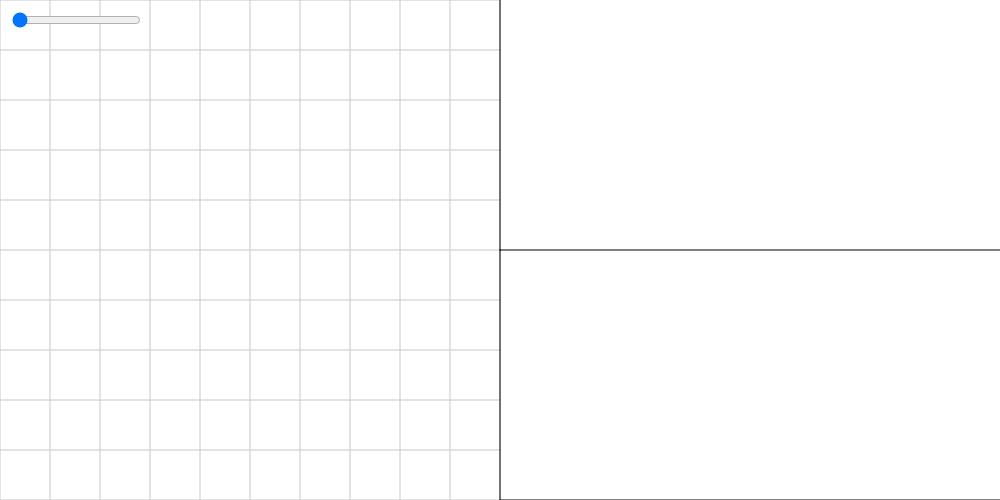
Frame 1 (no input)
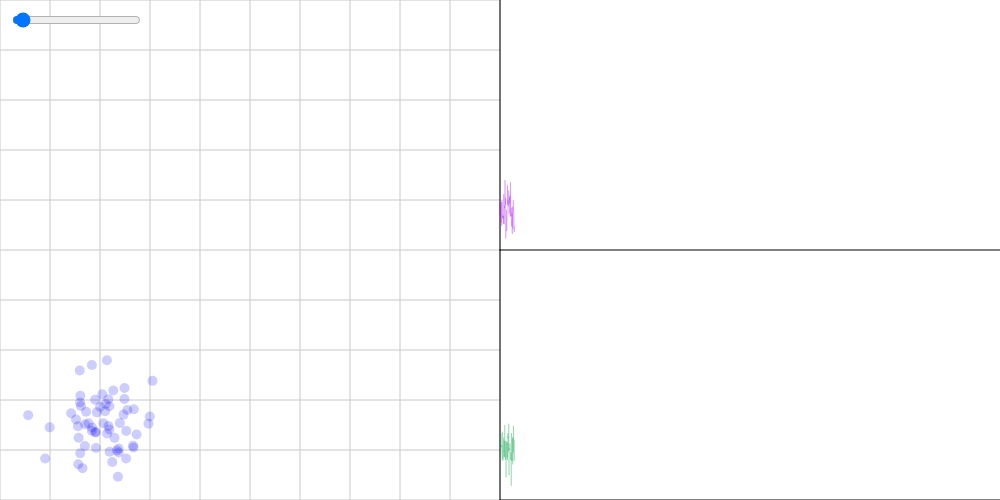
Frame 60 (no input)
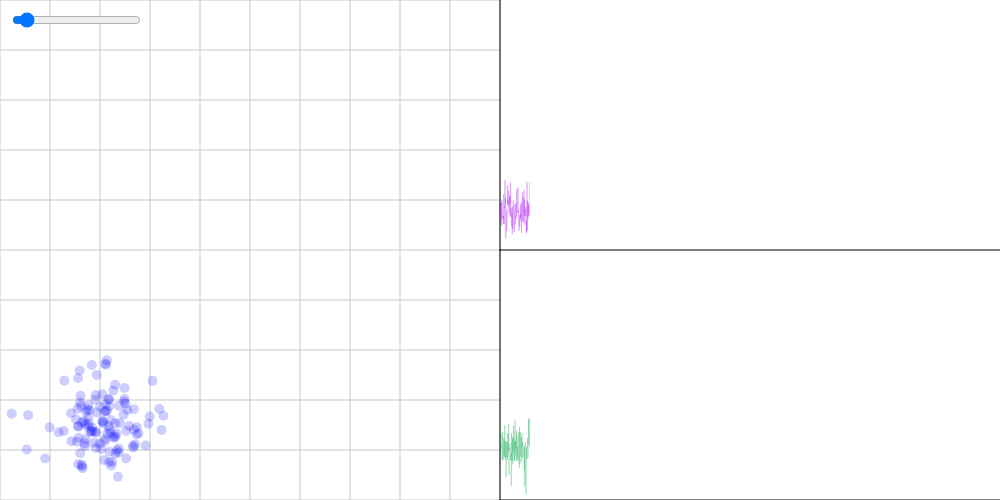
Frame 120 (the mouse pressed at the canvas centre since frame 60)

The p5.js sketch that drew these frames (run headless with seeded random() and noise() and a simulated clock; from frame 60 on, the mouse is pressed at the canvas centre):

// p5.js sketch
// ── sketch.js
let currentRecord;
let paused;
let lineSpacing;

// User Input

let sliderTimeFrame;

function foo() {
  paused = true;
}

function setup() {
  createCanvas(1000, 500);

  currentRecord = 0;
  paused = false;

  sliderTimeFrame = createSlider(0, data.x.length, 0);
  sliderTimeFrame.input(foo);
  sliderTimeFrame.position(10, 10);
}

function draw() {
  noStroke();
  background(255);

  // Left hand side
  drawGrid(10, height);
  drawData(data, currentRecord, height, height);
  drawTimeSeries(500, 250, 500, 250, data.y, data.alert, currentRecord, 165, 7, 245);
  drawTimeSeries(500, 500, 500, 250, data.x, data.alert, currentRecord, 0, 162, 71);

  if ((currentRecord < data.x.length) && !paused) {
    currentRecord++;
  } else {
    currentRecord = sliderTimeFrame.value()
  }

  sliderTimeFrame.value(currentRecord);
}

function drawData(data, limit, w, h) {
  noStroke();
  for (let i = 0; i < limit; i++) {
    let x = data.x[i];
    let y = data.y[i];
    let alert = data.alert[i];
    
    if (alert == 1) {
      fill(255, 0, 0);
    } else {
      fill(0, 0, 255, 50);
    }
    // 1 - y orients the y-axis to point up
    ellipse(w * x, h * (1 - y), 10, 10);
  }
}

function drawGrid(nlines, edgeLength) {
  let space = edgeLength / nlines;

  stroke(200);
  for (let i = 0; i <= nlines; i++) {
    line(i * space, 0, i * space, edgeLength);
    line(0, i * space, edgeLength, i * space);
  }
}

function drawTimeSeries(
  chartLeftEdge, chartBottomEdge, 
  chartWidth, chartHeight, 
  series, 
  alert,
  limit,
  r, g, b) {

  stroke(0);
  line(chartLeftEdge, chartBottomEdge, chartLeftEdge + chartWidth, chartBottomEdge);
  line(chartLeftEdge, chartBottomEdge, chartLeftEdge, chartBottomEdge - chartHeight);

  stroke(r, g, b, 60);

  noFill();
  beginShape();
  // assume data are normalised
  for (let i = 0; i < limit; i++) {
    let x = chartLeftEdge + (i / series.length) * chartWidth;
    let y = chartBottomEdge - series[i] * chartHeight;
    //ellipse(x, y, 5, 5);
    vertex(x, y);
  }
  endShape();

  noStroke();
  fill(255, 0, 0);
  for (let i = 0; i < limit; i++) {
    if (alert[i] > 0) {
      let x = chartLeftEdge + (i / series.length) * chartWidth;
      let y = chartBottomEdge - series[i] * chartHeight;
      ellipse(x, y, 3, 3);
    }
  }

}
// ── anomaly-data.js
let data = {
    "x": [
        0.2169473061699496,
        0.21874296846177246,
        0.1835808229962528,
        0.18435389839594368,
        0.26590532179909204,
        0.21884815913632166,
        0.2112924805229701,
        0.21931562914961966,
        0.21673386893582505,
        0.16174704707207316,
        0.27317197178908603,
        0.2524185970211601,
        0.15722363972564507,
        0.19160535054606026,
        0.19192054919526488,
        0.2490707024964679,
        0.17023223419568112,
        0.2373667002400309,
        0.1722393444177057,
        0.2996044275183372,
        0.2138330329310241,
        0.21028362587402927,
        0.160795144379513,
        0.2358975523761379,
        0.09035524642581434,
        0.1520839655906935,
        0.2338664240172621,
        0.22455028722748435,
        0.16969781431616285,
        0.2289517931268041,
        0.1594465819036434,
        0.2676170695701353,
        0.24884592206230954,
        0.2546363065277638,
        0.19377802919831505,
        0.3049771007091201,
        0.09930375787995596,
        0.20659509089912487,
        0.20448247043898465,
        0.20012173175137188,
        0.22661566353918525,
        0.2141802618696427,
        0.18377694768292333,
        0.16012435459265822,
        0.19052795661127306,
        0.0563468454366611,
        0.26714217974715243,
        0.16038471748149308,
        0.15592034763586995,
        0.16505818871982925,
        0.2470990739447224,
        0.1422772827428262,
        0.2522075196141323,
        0.1902849716857452,
        0.2968884821867152,
        0.2398177338070256,
        0.1770776291651792,
        0.15653777618077813,
        0.2371883565594761,
        0.15531799006878635,
        0.3187697555072823,
        0.202379312533652,
        0.2328066379191095,
        0.18327919534502227,
        0.17652598654886356,
        0.22601807563491186,
        0.2768318495169183,
        0.15595388140649552,
        0.25853908875999104,
        0.1634048103728098,
        0.20473839740781746,
        0.21399982514131471,
        0.1934547722766487,
        0.15729960216287714,
        0.22182471776568555,
        0.270373303453661,
        0.2183900360344592,
        0.12756528083375954,
        0.2912420310946781,
        0.2310839328467123,
        0.14269814567523553,
        0.2737664364163235,
        0.2305995236438076,
        0.17416478666682098,
        0.1887090014721265,
        0.2509576247684241,
        0.2224902459551045,
        0.1536334167839591,
        0.2680800404195816,
        0.21039240029951456,
        0.2301924380749924,
        0.16924445461537865,
        0.176839510544767,
        0.1915037368212298,
        0.21096349948305104,
        0.19970975018980203,
        0.12877258531312724,
        0.11728418966327332,
        0.21845112898466096,
        0.05352367410556059,
        0.1768283952951841,
        0.2303252140869705,
        0.2057418084764828,
        0.17984512396462282,
        0.02341176728624166,
        0.16364168260333126,
        0.2090972447477024,
        0.16338699318691585,
        0.21035769855312653,
        0.20833884625555668,
        0.2482293860073602,
        0.16785544381707684,
        0.17099964916709925,
        0.1788664772876897,
        0.3231995201866834,
        0.23779344556632825,
        0.22107008936432132,
        0.3268146677061293,
        0.21218257992482173,
        0.13600335304514385,
        0.2339311705769561,
        0.2339981093442751,
        0.26443626565380823,
        0.2135240900500316,
        0.0915259842860023,
        0.23853373287549576,
        0.19304630121166394,
        0.2321999466607895,
        0.2477373365203388,
        0.1226115303000919,
        0.1741973962210514,
        0.12939799187040466,
        0.17893643824309266,
        0.15501081976105754,
        0.1879427666638418,
        0.25239201529779376,
        0.3546939351325221,
        0.1474081944175884,
        0.1789177067894916,
        0.17362942062676853,
        0.0804047267472889,
        0.22006039662118504,
        0.20691063732345388,
        0.2039953684672573,
        0.2332264127637705,
        0.1980727954524528,
        0.20976200704664244,
        0.18871033155490466,
        0.1364607392799746,
        0.18657183227745586,
        0.1355434274117729,
        0.20420315497934108,
        0.19281804694782706,
        0.2053911010628648,
        0.21205107172884927,
        0.12818091688795566,
        0.19656630975476824,
        0.2036397235429695,
        0.206985682189582,
        0.20719859906647128,
        0.18773593183560705,
        0.2491466970741383,
        0.21364502591501008,
        0.15144732917725506,
        0.2569630169147794,
        0.2233379527573844,
        0.2336486124557238,
        0.34940748616704875,
        0.2334997291424888,
        0.2343121813184821,
        0.19400242982774185,
        0.2657653882543317,
        0.19814627695740394,
        0.19035591953163053,
        0.2580692461935968,
        0.2336609540272297,
        0.2518367252030442,
        0.19886996843968305,
        0.2655739705984028,
        0.2418552220953113,
        0.2412466355527435,
        0.2527256259628854,
        0.15442561748918796,
        0.2282118221187068,
        0.20650273246556264,
        0.2368440209555277,
        0.1536627270505826,
        0.24234214133650844,
        0.11293037977117767,
        0.19586613112390416,
        0.1956107173437556,
        0.23169141842251825,
        0.2509063582305224,
        0.20626909671291024,
        0.2184536434445628,
        0.2748868524347405,
        0.0,
        0.2585803116172908,
        0.20906043305462088,
        0.11125665276399946,
        0.17059450790068684,
        0.21072179314562728,
        0.2482879944548129,
        0.19352803786477324,
        0.13419219886657088,
        0.25680986134520417,
        0.1319437639739461,
        0.23657477823950124,
        0.21672224205008486,
        0.1594043685324255,
        0.2169575243426736,
        0.17456621425102986,
        0.21595891087041594,
        0.2349838724294249,
        0.26399150099449714,
        0.2327649207824227,
        0.17871393481688785,
        0.14084181055600936,
        0.21711319217731945,
        0.2718920504385807,
        0.22430572466613827,
        0.21093602115126966,
        0.2193403656596443,
        0.1989000804166445,
        0.2516399039566865,
        0.2487371178218513,
        0.2244743189123496,
        0.21990182149146406,
        0.20622266184920468,
        0.18390816969119184,
        0.2081637964579305,
        0.240406960192756,
        0.2314671783175811,
        0.1838839648184204,
        0.19248122511648824,
        0.1527828815665576,
        0.22564514375226005,
        0.17635302844873346,
        0.3800554690057468,
        0.22332767788945104,
        0.14895983860148088,
        0.1947951873302877,
        0.16554234957245925,
        0.24381038472476405,
        0.24038076384091306,
        0.1095594446935622,
        0.24256116884547865,
        0.2381336850365413,
        0.23793518842050626,
        0.17108114024949092,
        0.2606385149297046,
        0.21464582117832431,
        0.26526716362443953,
        0.2014464873241616,
        0.10820493881994067,
        0.2254196156978379,
        0.17088670167547096,
        0.14613547792312412,
        0.24475979503400416,
        0.3025975923445801,
        0.18746923881042432,
        0.17783245562253944,
        0.2273914136599756,
        0.11674767806307508,
        0.1885062105333868,
        0.2954085211559128,
        0.1987596300907372,
        0.19817602355071634,
        0.17006189099657587,
        0.1895848009872044,
        0.21468463647232366,
        0.3000803059963645,
        0.2492014570102077,
        0.2306578683224554,
        0.18334427778565104,
        0.28661428284144586,
        0.15053161585971414,
        0.2281514201543101,
        0.18930589364226336,
        0.28133860136254185,
        0.15997529098589486,
        0.14377144739413653,
        0.1571725177384975,
        0.29819560790617394,
        0.2069065376861153,
        0.2000414960493037,
        0.17183991541472374,
        0.05457456368388499,
        0.18390212982568888,
        0.2455990243719939,
        0.2271911594834065,
        0.16109628909969162,
        0.2070479894923752,
        0.20713195451971392,
        0.2464421075293407,
        0.2354674995546827,
        0.2372800601080079,
        0.27827402484711644,
        0.11456916796512435,
        0.1922099049127424,
        0.15276306715110038,
        0.2127488969438609,
        0.21940633281797275,
        0.2529509069672916,
        0.18256268724989105,
        0.17570236650139096,
        0.2958093715576503,
        0.2807644108377869,
        0.2168837155887084,
        0.2768692261220739,
        0.3683920761725591,
        0.18340452431171514,
        0.2555019214246045,
        0.21806717744406387,
        0.2199771562215984,
        0.3221130005592863,
        0.3861006061602325,
        0.21660964196682347,
        0.3253767489646517,
        0.25189943400224896,
        0.1736604295142099,
        0.27711757785278823,
        0.2359574147484661,
        0.3327967824142222,
        0.14702552690274992,
        0.21333022008655692,
        0.25078264736518546,
        0.20539960825727951,
        0.20497078011877296,
        0.2473383613146952,
        0.16853020128680204,
        0.12705301779765782,
        0.15164517987175954,
        0.24993914982984602,
        0.2879991077756319,
        0.2649656734663581,
        0.2134440807532348,
        0.3229543513184317,
        0.16207258109972444,
        0.16448337080976544,
        0.15769270934808602,
        0.165061808246078,
        0.2684763814561987,
        0.06723297207855622,
        0.22345013129197625,
        0.2343303695527316,
        0.2299647285990196,
        0.19664812561572645,
        0.19798321504036065,
        0.26911959480940795,
        0.2768977240916132,
        0.2326245883895524,
        0.2707119188762998,
        0.1336304112988753,
        0.17740370301263658,
        0.17980847073005393,
        0.4000665754946951,
        0.2821809603638549,
        0.21924534775716886,
        0.22615311979412894,
        0.3906036484668251,
        0.17452544963472502,
        0.17434018228796722,
        0.16012292742660808,
        0.2451250206258051,
        0.17123080577883393,
        0.3104237554856605,
        0.18946720597292954,
        0.3297308564728308,
        0.1513716042574718,
        0.3122922395526989,
        0.17781690068246306,
        0.1867765763277711,
        0.4015773444111619,
        0.18296071144300546,
        0.4215061690185005,
        0.2506233914051068,
        0.15392171902346452,
        0.41253093654495065,
        0.3692210071489152,
        0.09173136720126612,
        0.2305000848353786,
        0.19199548591345444,
        0.1629314839445087,
        0.2076101051016246,
        0.3601682819469465,
        0.14623691685238066,
        0.2325793900139645,
        0.2435107384043169,
        0.17883782218190486,
        0.228358626083841,
        0.2058647749934464,
        0.2530693194254124,
        0.1374043947021914,
        0.20195916618791326,
        0.21244038425283832,
        0.2148075394639104,
        0.2201660121546714,
        0.1822166899384586,
        0.10808547810250388,
        0.21244431269321426,
        0.2001146143522742,
        0.1688447249236842,
        0.2454986114103196,
        0.07953757298424342,
        0.19613844662699595,
        0.36504740795740215,
        0.2718987583309712,
        0.2936663793794029,
        0.21771046299778346,
        0.3276790068358102,
        0.1172545047685126,
        0.1480224506266564,
        0.13179400665702842,
        0.24648580228451586,
        0.27875297486460165,
        0.1777915708915962,
        0.3428492635480937,
        0.1960134720781771,
        0.23198749064432805,
        0.18749960941322405,
        0.259686713311705,
        0.2389385855877364,
        0.25668906776766104,
        0.18394786749347594,
        0.2476775737625801,
        0.4144021480359118,
        0.3000421118408435,
        0.20770544701367946,
        0.20507556095913768,
        0.29532362082788904,
        0.2095803088071577,
        0.2371659826182403,
        0.3766056928892256,
        0.2695493603465216,
        0.0723606312275938,
        0.37561381024890456,
        0.1964869401011008,
        0.23202767725004786,
        0.3747913530258528,
        0.16305315910903814,
        0.3547472746053281,
        0.22357011177650413,
        0.11545284585652645,
        0.427126952520966,
        0.3309347146385492,
        0.19479950566999954,
        0.21979620726875504,
        0.2716176982157201,
        0.21830611954918727,
        0.17382855693097046,
        0.21423548498358488,
        0.17952230978980416,
        0.2423414846266536,
        0.4252067453057759,
        0.1701886141124526,
        0.1853264085500045,
        0.1504569858566,
        0.3664200514756025,
        0.1823961187988256,
        0.13854105316367402,
        0.23355092120605275,
        0.2781958381417539,
        0.1810220697798648,
        0.12742619969219662,
        0.356647729170058,
        0.2304935419411809,
        0.2026174900123279,
        0.24370962920079545,
        0.3942823751627539,
        0.3818472515331198,
        0.3887895793821081,
        0.40504674227414256,
        0.3312165875611437,
        0.1557322210815535,
        0.11616961774444852,
        0.2174963061830306,
        0.2133965659795509,
        0.15821706548883996,
        0.18304072454139164,
        0.3121250008839002,
        0.2154447922014199,
        0.2660222332614893,
        0.09593082396148588,
        0.2669178051750823,
        0.2969228273594139,
        0.21273169418409252,
        0.15545986220389751,
        0.15076782727325072,
        0.3757684422204026,
        0.2266252723354156,
        0.3352778683533605,
        0.2326317649642525,
        0.13373335350530488,
        0.2022251945462641,
        0.3680136837435877,
        0.3607388762562111,
        0.3357572419411076,
        0.2706086245573303,
        0.2117033941178104,
        0.13678954667857954,
        0.2635380156976397,
        0.26595095969264515,
        0.3937794098006614,
        0.13825934555637376,
        0.2251806469842626,
        0.33776160119150395,
        0.11273153850704196,
        0.3494828957044089,
        0.16560003820841285,
        0.20803640409455929,
        0.4302456083326871,
        0.24590771441804896,
        0.16197229834824664,
        0.4058273062388453,
        0.3249480877035994,
        0.3410763276651244,
        0.35116685242751544,
        0.3812506918499838,
        0.2219579959661401,
        0.19500547941318125,
        0.18284653541782533,
        0.2136017795456072,
        0.32714353302710475,
        0.3582026979729114,
        0.34591265053206194,
        0.1988258898227278,
        0.21473517950752788,
        0.1604937110254073,
        0.4307568650045748,
        0.2197036613028792,
        0.20620549678874148,
        0.20580991392328613,
        0.2465226064186825,
        0.2079503707155001,
        0.19663091315911915,
        0.21187937011454028,
        0.340703204685362,
        0.23128300814600786,
        0.3728856911811197,
        0.224791876599434,
        0.1801959082420337,
        0.3436468801297125,
        0.3023945911533061,
        0.4262140754605393,
        0.18582980802095228,
        0.17692052373360556,
        0.3157784824715588,
        0.34985036938133396,
        0.1728996833796342,
        0.20656759761215526,
        0.3691855594960731,
        0.3824765820580181,
        0.3921858651389497,
        0.3948555194396794,
        0.3857891553135001,
        0.3165986756475394,
        0.22007262701593167,
        0.2384018704544965,
        0.26316488086128914,
        0.4084472087478343,
        0.3352576745680114,
        0.3572059359158255,
        0.3439671452945483,
        0.2254362992237517,
        0.2256788088982375,
        0.4168330173628008,
        0.4559388992899603,
        0.3269866697011133,
        0.4094269099814265,
        0.2140771683315344,
        0.4153627425022196,
        0.21552075412521807,
        0.3177334507726796,
        0.3885948381573248,
        0.3392978083564629,
        0.4264750387701591,
        0.29571315143582994,
        0.2612028663301971,
        0.2738188231378485,
        0.1690559324062954,
        0.3993040493102265,
        0.22668204857878346,
        0.14273634800769375,
        0.2620192464496946,
        0.3853316919042175,
        0.3807176909565276,
        0.15773172584599954,
        0.3053941212467668,
        0.3316594073302343,
        0.3748347133765107,
        0.3631264103907405,
        0.28555092397030724,
        0.2318580338221717,
        0.4227032388306458,
        0.3382737137010912,
        0.34021966957186994,
        0.3234704620556701,
        0.31430814220776626,
        0.4715951736963311,
        0.3299686214272691,
        0.1422269781622532,
        0.3678170112062247,
        0.4094083049120895,
        0.4288446167813898,
        0.336332002603472,
        0.4226022277216293,
        0.3898199029540941,
        0.3883157540337193,
        0.25961204733065824,
        0.3110160770874862,
        0.400956712620971,
        0.3175203018369309,
        0.4594146738439238,
        0.2578249149293469,
        0.3703427427439112,
        0.26168704551947525,
        0.2500547478793691,
        0.16024385079444964,
        0.3037237344453021,
        0.3630149359091601,
        0.21080918700862172,
        0.144049490558239,
        0.2097833282554288,
        0.4044886888580935,
        0.4108798361942204,
        0.3441602105108144,
        0.3619904416275973,
        0.19808913436571995,
        0.3952319222152072,
        0.2956911006410696,
        0.430165000447774,
        0.3006821628720365,
        0.2272324547472239,
        0.3787487449968561,
        0.231321622760416,
        0.42761981439607816,
        0.3440252531080638,
        0.3469768570907563,
        0.3063152364850809,
        0.17872827247252548,
        0.3877378485628328,
        0.2402992054660031,
        0.2649005148619443,
        0.4645205288372419,
        0.4352820478878376,
        0.3276452784439377,
        0.195900233594138,
        0.3498058746653907,
        0.4698920166009742,
        0.3008419439670893,
        0.4465398752485581,
        0.33117518548889674,
        0.3918904876952077,
        0.3615056075211778,
        0.23877864175948785,
        0.3037332943266671,
        0.3795331131757464,
        0.3207871597441955,
        0.3768936491620619,
        0.4269580961287781,
        0.3505596652877695,
        0.3051009563535059,
        0.4267261412743328,
        0.3509544969460825,
        0.40209769539335055,
        0.4108915562198349,
        0.4218452180411558,
        0.4799093188016226,
        0.41988046934719897,
        0.447689414137605,
        0.4066197241324855,
        0.3675234442734545,
        0.3833915119253471,
        0.3697063259975786,
        0.18632401034731805,
        0.4040281187635344,
        0.4638469222051968,
        0.3153775041051241,
        0.3839920615464557,
        0.38988310730076975,
        0.3724259499262301,
        0.17642042248802092,
        0.3761024731933538,
        0.3853131651506267,
        0.29384014507789674,
        0.37727257528952696,
        0.37668622097372206,
        0.37122703981081545,
        0.4395757377475378,
        0.4277968506059112,
        0.3205823434213117,
        0.3741336111240283,
        0.3023388504609357,
        0.34912708933299963,
        0.3629484828141732,
        0.17957832072382893,
        0.4397410726423086,
        0.40875752361561,
        0.3565872724105489,
        0.4029351220799655,
        0.3331397035243969,
        0.30163191603236195,
        0.3047617090400371,
        0.36076678138475604,
        0.3501172706287193,
        0.4215221522681431,
        0.29948497261691065,
        0.3113625563566333,
        0.3947333512553372,
        0.3142283509463347,
        0.3207888037780963,
        0.30097878470618245,
        0.3530712722463878,
        0.3904249339384835,
        0.3230104827634866,
        0.33738209599288416,
        0.3696172162211118,
        0.3246675768958933,
        0.20421582296190013,
        0.3295745985930689,
        0.2785654520172945,
        0.356183080368062,
        0.3064575761672157,
        0.4068226995798476,
        0.3052432401306129,
        0.2741781384345827,
        0.4001505042317391,
        0.30890231611142915,
        0.35773394627468275,
        0.4229288792172406,
        0.8183404853893246,
        0.3770731872920607,
        0.3195768625775881,
        0.4029213930019127,
        0.28254330664534016,
        0.17523529771743435,
        0.3496636087198815,
        0.4296487688491568,
        0.8104536575022722,
        0.3382487996805422,
        0.4901383462586811,
        0.29772061016599705,
        0.3911828661538402,
        0.17447029278275974,
        0.32942625072430964,
        0.3440568878134386,
        0.31206844322153915,
        0.35400758649796554,
        0.3513539033593465,
        0.3517568924205794,
        0.4029881068231341,
        0.2619874975206993,
        0.39415888820811096,
        0.35630332401833176,
        0.2639751914355267,
        0.32951647881848845,
        0.3855229153877721,
        0.38953389073142175,
        0.3493145258560898,
        0.07788112868259181,
        0.3036936247598284,
        0.3399729952858689,
        0.4130856286546027,
        0.3184311689540516,
        0.178086555601906,
        0.34793549674714946,
        0.3296492666852479,
        0.4008162166065938,
        0.45260460495035604,
        0.3976952556281857,
        0.3873440132385145,
        0.3897646556351741,
        0.3861880254197709,
        0.468369925840764,
        0.3406685625756927,
        0.3235772282060151,
        0.43118342832066187,
        0.3714585644951275,
        0.4072207587887829,
        0.3361258481140288,
        0.35143773497165925,
        0.3016662943810747,
        0.33198900467556874,
        0.3976606794704164,
        0.2745770885256127,
        0.37221408552357577,
        0.3555864696258926,
        0.32829295276003884,
        0.3489955412699336,
        0.25625690534368745,
        0.27480440370670073,
        0.4041485413366234,
        0.3620481213503242,
        0.3489700457632235,
        0.4711134117051622,
        0.5286843208943149,
        0.3335436065463319,
        0.3167086479034525,
        0.372915527461149,
        0.3994479711243577,
        0.4289087205715144,
        0.4014531412320259,
        0.28872139771959976,
        0.3992579020049421,
        0.34305479966522595,
        0.34314396435152905,
        0.3876111795021074,
        0.4257000394752623,
        0.19260123374093188,
        0.2728247045012329,
        0.3153394231366377,
        0.3373929472157796,
        0.4371874344741529,
        0.3583916285141295,
        0.3954481076213125,
        0.35347933855230484,
        0.27189055920351163,
        0.36075534612152027,
        0.3302616646579137,
        0.7184661493921445,
        0.4003479197548845,
        0.4012746151182328,
        0.2319915312516609,
        0.3621865667547536,
        0.3218232845645674,
        0.3306607064031333,
        0.26675553147263753,
        0.3951191607710289,
        0.3886339140503289,
        0.3284216731746149,
        0.4307484122214027,
        0.35708601420962793,
        0.2309686758451661,
        0.431283812990329,
        0.3307236496182453,
        0.7416879966157737,
        0.29058465180708515,
        0.4016701047199273,
        0.3871947690778707,
        0.3896336871577853,
        0.367734639704544,
        0.3688392045340104,
        0.2067831591134159,
        0.3399926583909085,
        0.3802645870694877,
        0.3349164681403161,
        0.7315134550704182,
        0.391340893970324,
        0.33819896123699245,
        0.34038407418154465,
        0.3726122024093163,
        0.3932961636770697,
        0.2273842010046024,
        0.30641826292417723,
        0.7676170495151574,
        0.37700880503922746,
        0.3477296997572289,
        0.388189158415521,
        0.3875762355573204,
        0.4049964983870087,
        0.3742329174914644,
        0.345263676613192,
        0.4169084597695941,
        0.35428183359342635,
        0.31357131607464905,
        0.34897682227835136,
        0.7905642281546394,
        0.3627229477770835,
        0.8286470048750705,
        0.3604341733483991,
        0.4171102057069892,
        0.3765236719261886,
        0.3332401340852773,
        0.47895203064504,
        0.3721160762187995,
        0.2970781895517695,
        0.7542499922758573,
        0.3852764355879321,
        0.4021709385171505,
        0.36023995475830795,
        0.3492588475972091,
        0.3557620879235324,
        0.3807970501492981,
        0.8180012163227369,
        0.4433753350033904,
        0.22218291730012496,
        0.20962417689659,
        0.3331630770348778,
        0.8667079580235819,
        0.27380528624137396,
        0.385236389270261,
        0.3864789272708773,
        0.35732416205979506,
        0.3674077028193706,
        0.7832889233205622,
        0.340349778518319,
        0.3136380022028605,
        0.7313980218167174,
        0.37980139385753575,
        0.3650734218307617,
        0.3434582509597922,
        0.7660144453766401,
        0.3525957012205397,
        0.35669950775705955,
        0.4220641773154468,
        0.372962976583456,
        0.3782433530928759,
        0.2684976440307992,
        0.4236121033345155,
        0.2804469256548301,
        0.7823045373163173,
        0.28701635432435824,
        0.7768395429472379,
        0.3448354682380032,
        0.7463846446744031,
        0.3288406851490298,
        0.8380456063274727,
        0.7364925242028104,
        0.3431861637706671,
        0.3934408021104656,
        0.3131693064309478,
        0.31498394188815665,
        0.8161395284913838,
        0.4298224011419801,
        0.6981034923894461,
        0.31703951036464656,
        0.779213133521494,
        0.7731584650286619,
        0.39903735147198827,
        0.3947587938494159,
        0.3159426850532979,
        0.7367190601565332,
        0.7468278263586837,
        0.4267460637641768,
        0.8001035451293589,
        0.7319425455535739,
        0.42485223808701744,
        0.7931398984221629,
        0.3124007818790481,
        0.3942371697640266,
        0.7115288676761171,
        0.4123587765418766,
        0.7215858070538734,
        0.8153026706915344,
        0.32328935411544263,
        0.8230275745466433,
        0.8283408400954783,
        0.6970554604886575,
        0.3120538330150809,
        0.3065824013422473,
        0.4197029786766809,
        0.7405383272286721,
        0.34779173493412496,
        0.9009040951634828,
        0.7282819026720023,
        0.6707368357082182,
        0.8185593738047833,
        0.6777665765160237,
        0.8146880063104434,
        0.3751303373797679,
        0.33140572476456176,
        0.2943937386587018,
        0.7238500269556479,
        0.32649693479074515,
        0.792711538422016,
        0.35436533069386866,
        0.7956671680962129,
        0.32615567695415304,
        0.2896243782101317,
        0.8439615683129933,
        0.3648728836609052,
        0.8001117498136642,
        0.8314656236003667,
        0.8037811526409034,
        0.39045198558939614,
        0.29459272714851314,
        0.8174894482756404,
        0.3037126176071304,
        0.8494540480726192,
        0.827067007730016,
        0.38608023012727744,
        0.7865663915580327,
        0.3263047330403888,
        0.7418858320063331,
        0.7149212161515737,
        0.8251820595995796,
        0.8586891956576469,
        0.840890612640259,
        0.7715835191042526,
        0.2844862529915573,
        0.2729664207769469,
        0.3712145077057685,
        0.7495638080229164,
        0.391000194822848,
        0.7579670244197837,
        0.3267033434651905,
        0.3477030575594903,
        0.7167545779778691,
        0.28202868370065953,
        0.7664291018209227,
        0.3370912428144931,
        0.7537927240384287,
        0.7169302562493205,
        0.7527378967114635,
        0.8262355494344622,
        0.7623365967384713,
        0.768892486879963,
        0.3309325760778842,
        0.3806943099314737,
        0.39540624248040207,
        0.6966926188874736,
        0.7114944903614118,
        0.3716124245940958,
        0.3302222140128465,
        0.4342791589354189,
        0.807379522883665,
        0.7422447801518944,
        0.7640564796426185,
        0.842628584800152,
        0.7069874417842003,
        0.7802209522412917,
        0.8033482963400814,
        0.8157964790251508,
        0.7225443141297831,
        0.3021126279994772,
        0.7807306365189101,
        0.7267759233587053,
        0.25438165191071843,
        0.3835894124439904,
        0.8147460806941321,
        0.3018716638491856,
        0.7266626601115076,
        0.6860492545499265,
        0.26848465769414165,
        0.785784677132055,
        0.6880314297574491,
        0.8042051164179768,
        0.4588988644391744,
        0.3955512945570988,
        0.3051503565504117,
        0.8302687054832495,
        0.7010494254808739,
        0.8018261588890389,
        0.7925155587524797,
        0.7802447723944356,
        0.8045400175369058,
        0.8019457256817655,
        0.6705495570854708,
        0.3399219190099058,
        0.3707515747353725,
        0.740134693913212,
        0.8272165433416546,
        0.902459939081922,
        0.7798070437802471,
        0.8153419689185255,
        0.8053448010417976,
        0.8105510158863921,
        0.4196757282274021,
        0.8245349027603526,
        0.7546725636746147,
        0.7971966199616499,
        0.3903703009862088,
        0.4515003312681565,
        0.29593551169076465,
        0.8200847534328144,
        0.6770344142866225,
        0.3991807478719439,
        0.7203816900044631,
        0.8744655596032994,
        0.7503773506840792,
        0.3964223040322039,
        0.7297973696318434,
        0.3797128342028309,
        0.8296025560511463,
        0.7751712025734385,
        0.8332951240966717,
        0.8174555505514856,
        0.7181459134525942,
        0.845074293516047,
        0.8215873604839178,
        0.3921030541783998,
        0.7532448012806885,
        0.6338614648939734,
        0.7311486292821289,
        0.32634929295569504,
        0.3657370499089024,
        0.31492869431592235,
        0.7806124708853703,
        0.7846110185656356,
        0.7385287889776704,
        0.7575572030182487,
        0.2921616381666129,
        0.698818382652112,
        0.7826254403751047,
        0.7180123731274289,
        0.3536539438623064,
        0.7691787310287899,
        0.2903476904056989,
        0.8189231112348979,
        0.7288240747090154,
        0.7736538463151958,
        0.7564064275109006,
        0.8589883306084339,
        0.8552277597200071,
        0.8210272304213877,
        0.7510979947681129,
        0.7379425563572604,
        0.7314611573583305,
        0.7446379374613541,
        0.8593323781790684,
        0.8254011545049755,
        0.7382096340744088,
        0.35519758481843017,
        0.7420663302290256,
        0.7303184867692979,
        0.7821783141117971,
        0.7624375025681228,
        0.7109121967922756,
        0.3444431416146188,
        0.7999828626544366,
        0.8675599657269343,
        0.7767326457084288,
        0.3852949188356259,
        0.8629410097416059,
        0.7396254496777266,
        0.8144387597945227,
        0.2664273716114169,
        0.7859734562509471,
        0.7123410127356069,
        0.8491795140571416,
        0.8522747264443796,
        0.3736543440934244,
        0.7293925012309483,
        0.7592118736904103,
        0.7707505300329796,
        0.8142840870861482,
        0.6970543191050163,
        0.7040750274717811,
        0.6992081376423146,
        0.7797805099498913,
        0.7318668533430256,
        0.7642176994912647,
        0.7334484046650742,
        0.8254925506386848,
        0.7916731709252075,
        0.7770934576189931,
        0.7873310174936227,
        0.7616531451684725,
        0.8023860356887141,
        0.8196222141782163,
        0.8361512593807571,
        0.7224041718134123,
        0.8084935553836347,
        0.7770628151117235,
        0.7430610505335645,
        0.7093440530005829,
        0.8707004322676709,
        0.8049381904374558,
        0.8127873837618573,
        0.7815335599797378,
        0.8806865977836725,
        0.7802352135847103,
        0.7719962600353492,
        0.7770649227577552,
        0.7653477765455436,
        0.7889241969485598,
        0.7799899663488571,
        0.6746050052427339,
        0.8102843735235921,
        0.7840878602387759,
        0.7785340993770672,
        0.7843101090185451,
        0.7626517214401137,
        0.7710351200369321,
        0.7349718893212317,
        0.8066967510580545,
        0.6872313009574977,
        0.7758858214706702,
        0.752057188852107,
        0.39686658291786864,
        0.7224707402130663,
        0.6986794944249524,
        0.7732844972904093,
        0.8207770070732621,
        0.6948302303999179,
        0.8227082845100776,
        0.7590673566036529,
        0.7862680680564519,
        0.829012157157626,
        0.8408037419240805,
        0.38857890076161206,
        0.8223580419847452,
        0.7538649494711793,
        0.8776503568225917,
        0.8743422869945631,
        0.8311208391777849,
        0.8371496475122115,
        0.7520015666982034,
        0.7703607055254739,
        0.6895598389497337,
        0.7127075606341511,
        0.6997696215482946,
        0.8776335333222608,
        0.8457542000734585,
        0.8247075296994892,
        0.8343179731153361,
        0.7927141918733062,
        0.6845809975480683,
        0.7436871119717945,
        0.8597431769639883,
        0.8259209246274496,
        0.8903918593263461,
        0.7363449392584941,
        0.7668117776226387,
        0.7371055210577075,
        0.7782165176368078,
        0.8381062352043013,
        0.7808236711897653,
        0.8033220830524657,
        0.7697462884650548,
        0.7291495541803232,
        0.7860043628413613,
        0.8161954529445179,
        0.7480042193218973,
        0.7313469496516712,
        0.916402846905874,
        0.8142822816838513,
        0.8241602559245129,
        0.783137140857984,
        0.6818580186246629,
        0.8026548050359654,
        0.7463079245283268,
        0.7693595345678423,
        0.764860708287675,
        0.8100406340675866,
        0.7244627307321327,
        0.7592966577450915,
        0.7267286369343324,
        0.7982451334120477,
        0.7524431808535125,
        0.8068034840975307,
        0.7052524128686001,
        0.7535133881726219,
        0.7983080573885524,
        0.8264303838062402,
        0.34382057314039416,
        0.7808541540875343,
        0.7357009906739937,
        0.7188243966146736,
        0.7978112399663712,
        0.42272646574719,
        0.7544264748592892,
        0.8080630028640178,
        0.8245761540869979,
        0.7437778538531221,
        0.7098385928224482,
        0.7587980171267177,
        0.8044511402400917,
        0.8608398097001815,
        0.7984263275593791,
        0.9194403221144741,
        0.8021251593781556,
        0.7691875245317195,
        0.8256593443932322,
        0.6783384124861125,
        0.7226877556867346,
        0.8907172833142672,
        0.35165817646087355,
        0.7876708760063903,
        0.6450714515927315,
        0.8644754564260014,
        0.8330108471209802,
        0.8270968226983648,
        0.7510203625849852,
        0.7892623763353597,
        0.7403175704781152,
        0.7451132045915028,
        0.8652050376593157,
        0.7596271882920642,
        0.7880024587193347,
        0.8531190247184152,
        0.7700419429706098,
        0.8819092946688719,
        0.8335929980462741,
        0.7016556045186922,
        0.8071160739637159,
        0.7970541489295612,
        0.7951435966134832,
        0.8554944203598737,
        0.8122577964600508,
        0.8390913339271828,
        0.6961029436366731,
        0.7733902472844528,
        0.8354895468830559,
        0.7476670200976583,
        0.6759735880169999,
        0.7484381624509867,
        0.8286431558434344,
        0.7135603815302778,
        0.6850633623175929,
        0.7965713213131701,
        0.7789833675334905,
        0.7481928208435411,
        0.9061500851647348,
        0.7456850417486907,
        0.7767884860245771,
        0.7468683055855151,
        0.6995961132772783,
        0.9376550721624246,
        0.8130090611080837,
        0.6832203452486008,
        0.7423293083055185,
        0.7774122567030747,
        0.8562072341943762,
        0.7767435711111041,
        0.7703987046221134,
        0.779131136105001,
        0.7251423455623753,
        0.934591853695958,
        0.8051059412864353,
        0.773471678475986,
        0.9364781911124496,
        0.7965187288016914,
        0.8339158066248639,
        0.842080807855754,
        0.7835859721032192,
        0.6902666344973225,
        0.7609703854480947,
        0.772349402478817,
        0.8016005299340739,
        0.8018102186690357,
        0.7256059794047273,
        0.8756806940831171,
        0.8319256043629293,
        0.8088580723452596,
        0.8043147191257916,
        0.7178604118881853,
        0.7790937576687094,
        0.8276546877290154,
        0.8947389633535291,
        0.7991745918591632,
        0.8296637156119377,
        0.7888921854837044,
        0.8377997311370372,
        0.6942439616244677,
        0.7450712203635453,
        0.6983660080580623,
        0.915187774097954,
        0.7424143241022624,
        0.7787827097833607,
        0.8815163515926556,
        0.8015956225584602,
        0.6536353399635831,
        0.9557955813280788,
        0.8802524241221793,
        0.7900651625649937,
        0.754381709763467,
        0.7355165868710684,
        0.656493667911062,
        0.7084336528558292,
        0.7656129301817457,
        0.8915795890804047,
        0.7642262343015673,
        0.7405791192743427,
        0.7315844640786527,
        0.8260170051394341,
        0.7687882298886837,
        0.7470532611544558,
        0.8617817583443215,
        0.9094152330067784,
        0.7564167769682049,
        0.7788097205453663,
        0.8737275661957723,
        0.7353063100541386,
        0.7260840033425274,
        0.7554239724236931,
        0.7570819400711906,
        0.8054001372553516,
        0.8658217146645251,
        0.8070622962249787,
        0.7486343721593455,
        0.7903728498842814,
        0.8125531444873593,
        0.8115043094208619,
        0.7213899979350986,
        0.7211572862522082,
        0.7940777748400456,
        0.7405758327895811,
        0.7295761091789632,
        0.7971619597380348,
        0.908140564213074,
        0.8092680481420703,
        0.8605766738044204,
        0.8330535859484852,
        0.8159736260319898,
        0.8103591915960945,
        0.8775053084010871,
        0.7414000314391973,
        0.8263614982250401,
        0.7087803511381502,
        0.8288016385105181,
        0.8171201553035944,
        0.7531894059189899,
        0.8223730465979041,
        0.8214576531385369,
        0.8561807263691297,
        0.9008810577432668,
        0.786388471540466,
        0.809424887427414,
        0.7635091652532856,
        0.7069821112775839,
        0.7517199744829796,
        0.7415860019483208,
        0.8873578758163393,
        0.7055930642010785,
        0.7096735952947952,
        0.8477006789197138,
        0.8663876288861405,
        0.8069687265299339,
        0.840268787311771,
        0.704876519874913,
        0.8252535627778513,
        0.7735101226493049,
        0.737159335367498,
        0.7237189570905039,
        0.7501377665026944,
        0.8801818725536624,
        0.7219360660881717,
        0.7720263271255338,
        0.8161009211258974,
        0.7249922244148086,
        0.6534544492199489,
        0.7664087302317558,
        0.7623638217149622,
        0.8470106749031584,
        0.7886265319166287,
        0.8342885056487966,
        0.6937550739122093,
        0.9685179670813032,
        0.7933129817339107,
        0.8880729405706488,
        0.8776253362358328,
        0.7307594403523915,
        0.6105715292562794,
        0.8219984614941748,
        0.8227205456172886,
        0.7310826453839873,
        0.8852227841053225,
        0.8202854246478334,
        0.7743359712912049,
        0.8095360385176006,
        0.7362928497378743,
        0.7820969938763347,
        0.9432490513955174,
        0.9045912734951994,
        0.8777452443741213,
        0.7314760376444388,
        0.8803367946178283,
        0.8242256486994123,
        0.7619272115301252,
        0.7670475207047832,
        0.7993122506379229,
        0.8295641061616253,
        0.7356826576420745,
        0.8232854718714588,
        0.7900829344117467,
        0.8008942215183474,
        0.8356504499304485,
        0.8681255120113455,
        0.8384191287977262,
        0.8619809961384071,
        0.7620834276206703,
        0.739146054462517,
        0.8087951055600312,
        0.934291711471947,
        0.7733366105978985,
        0.7036133268716154,
        0.7713649737497209,
        0.8343107520077767,
        0.890847527114654,
        0.8897503420423744,
        0.8153430118400053,
        0.8815247302811643,
        0.8145014576108699,
        0.810723659847282,
        0.7951334712343582,
        0.6677646880063189,
        0.8399405749707061,
        0.8140082057909941,
        0.9226135144790676,
        0.8173053983984614,
        0.7633044544213324,
        0.8679842866632661,
        0.8322654252148748,
        0.8918001926819471,
        0.7871062424388503,
        0.737327384954239,
        0.7796858034399247,
        0.8160655950150478,
        0.8259591260904097,
        0.7663153439290707,
        0.7790272453399394,
        0.9566446011702632,
        0.8062573117213285,
        0.7375105917883291,
        0.8409935785760263,
        0.7803502815575031,
        0.7649402868812156,
        0.7488053066251333,
        0.9086757094473722,
        0.8434549832864993,
        0.7534138598250076,
        0.8239245222941979,
        0.8751110634323398,
        0.7818417469931764,
        0.8377713005206368,
        0.7841525236872262,
        0.8663551632357289,
        0.7225767591949136,
        0.7840175720218545,
        0.7887517840984677,
        0.7802571784824798,
        0.8497958361274015,
        0.8870441802692978,
        0.8969503752402125,
        0.8971454224095059,
        0.7266910600766949,
        0.7563982651468741,
        0.8061089112378099,
        0.8615051504224321,
        0.8003714954986988,
        0.8457588215537302,
        0.8428539316590468,
        0.8598114886148063,
        0.8649701451810489,
        0.8145174233633774,
        0.8027992830196667,
        0.8675806602372891,
        0.8383441995841164,
        0.7020760933549308,
        0.8023287847201245,
        0.9523769883899936,
        0.8314526135810945,
        0.8267718928621339,
        0.8979016642562001,
        0.8215402770752757,
        0.8077745860798103,
        0.8214874814551444,
        0.8775797663648948,
        0.8219363282536151,
        0.7931050486530328,
        0.8366424141236909,
        0.8352130996721234,
        0.9095819959542958,
        0.8118379741319018,
        0.8372237956204149,
        0.9518871381176468,
        0.8170090736771491,
        0.8461896569036327,
        0.7824552407128866,
        0.7952210229821294,
        0.8224429284320517,
        0.8345620703591605,
        0.8449492512321805,
        0.8718369902404881,
        0.703628917060191,
        0.9682556503484148,
        0.7789839708078109,
        0.8525110370387481,
        0.8203669200158944,
        0.894473111979251,
        0.7965638827048347,
        0.8031874944525261,
        0.8254363230787096,
        0.7559560502178736,
        0.8429705538392862,
        0.9053959802572455,
        0.9288098994910235,
        0.8421828480668241,
        0.7977244053844984,
        0.7977109800529589,
        0.9482061710603706,
        0.8337869232146047,
        0.7794682643178568,
        0.8634659026258102,
        0.8616455629098162,
        0.8588805973579543,
        0.861573926987119,
        0.8719958553687471,
        0.7660620469531164,
        0.8900601849351173,
        0.8786526235535622,
        0.7890697250082495,
        0.8486432167543715,
        0.9638365172772652,
        0.7663111806599167,
        0.8215386702999564,
        0.7906180948326497,
        0.7780274933275585,
        0.7889948839844791,
        0.8326887238691913,
        0.8951412121700996,
        0.7718409555584111,
        0.796969183108037,
        0.8671428490056922,
        0.8415298099047152,
        0.8356826310313955,
        0.8703583811918805,
        0.8483710256860854,
        0.8022319571491509,
        0.8973855156162625,
        0.8313926392573301,
        0.8023296974047679,
        0.8123552273749154,
        0.8394795944506324,
        0.8166104111405829,
        0.8271866733023712,
        0.7128250432840126,
        0.8542933921759213,
        0.7849639377820807,
        0.94646408818202,
        0.8672281135906259,
        0.7965620576014455,
        0.8640402208708168,
        0.7601605553196371,
        0.7890249869804745,
        0.8261319113653125,
        0.8547680274853157,
        0.8472514204015709,
        0.8530233437107557,
        0.856013392611287,
        0.8013184098199776,
        0.7844303996516235,
        0.8825169698803521,
        0.9101935660013856,
        0.8148214352325989,
        0.9324241017938336,
        0.7911860903821191,
        0.8244199323916661,
        0.8182757338738602,
        0.8497943863387192,
        0.8554235703897627,
        0.7755045848155222,
        0.7778639443842801,
        0.8776056136986442,
        0.8393456116805503,
        0.9244873543579952,
        0.8735302738975468,
        0.8529597614359815,
        0.9413786114174072,
        0.9088542070910745,
        0.7932688074115058,
        0.9259413741463643,
        0.8767065701825227,
        0.8063315883826679,
        0.920701921322317,
        0.7757593260361539,
        0.7579286171614338,
        0.9164732939095932,
        0.8107189364737436,
        0.8378190212081627,
        0.7850113029611346,
        0.7943266785473062,
        0.8234757371961464,
        0.8191131002460585,
        0.8275772265884712,
        0.8465600919671158,
        0.7398422693541228,
        0.9380742652038704,
        0.8295366418179194,
        0.7893481266180578,
        0.7822394158050444,
        0.8058097201147347,
        0.8884657773091919,
        0.8566790753020701,
        0.8958895172580912,
        0.9321273490849764,
        0.8497233239360279,
        0.8112446935475844,
        0.8906724544841057,
        0.8562662211262583,
        0.7994841941584563,
        0.8554636580286947,
        0.8076661628426122,
        0.8427161716216219,
        0.7626827739889348,
        0.7176319249132292,
        0.9403303363496056,
        0.7962489543399472,
        0.8589776502548009,
        0.8695150727667612,
        0.7345767461050392,
        0.7428684561646673,
        0.9697251494484248,
        0.8360272366664175,
        0.9037113481371216,
        0.8305211753928634,
        0.7980678147773964,
        0.8743782930224309,
        0.7618369786143971,
        0.9653363374235324,
        0.8282294710044984,
        0.8062137629768835,
        0.878318129963047,
        0.8168434803786209,
        0.7376641698806571,
        0.8147655196430514,
        0.785716085330527,
        0.8425406957875826,
        0.9159662686349244,
        0.8728929390125016,
        0.8588540456432461,
        0.8890534172239419,
        0.7587059245326773,
        0.8365094638162643,
        0.8657810625184359,
        0.8455995601454961,
        0.8157608553207282,
        0.7754372232632674,
        0.7152667879680932,
        0.8677991231945201,
        0.7496839686457801,
        0.8189513940892096,
        0.8411328440529232,
        0.7395201001671695,
        0.8240283707038943,
        0.9318516814790556,
        0.9320273614864154,
        0.8256501632668425,
        0.7881341351933877,
        0.8630244529980604,
        0.7390102737711891,
        0.8824086939534691,
        0.8057457989588104,
        0.8430131482381892,
        0.7079126139216421,
        0.8854493277701699,
        0.7765487545801678,
        0.7830386404918701,
        0.8859494357123641,
        0.8876788564836092,
        0.8171773062420643,
        0.7946151370739142,
        0.8477016618963273,
        0.7961846986830793,
        0.7787507062013815,
        0.818823029202876,
        0.690572155077755,
        0.8379476627260817,
        0.8389635019708142,
        0.8555874102266868,
        0.8854252263695493,
        0.8205776525686371,
        0.7694937113742262,
        0.7452332600924272,
        0.8300457173384035,
        0.7638474373458005,
        0.7747652941142579,
        0.8327533943831946,
        0.774815943410486,
        0.8218579655075704,
        0.8614677665163399,
        0.8851132954773249,
        0.7689255027587959,
        0.7761538846501758,
        0.6738014921096491,
        0.7802515251663567,
        0.8132620782316712,
        0.820534078256502,
        0.7699066172403995,
        0.88334822473121,
        0.8539308925851704,
        0.8624289151752368,
        0.8794719765459887,
        0.8259720043873948,
        0.7339405672480054,
        0.8939349933408411,
        0.8097908282674994,
        0.7588481105207633,
        0.8601155889819285,
        0.7914663113978601,
        0.8823070886529243,
        0.8679409735014829,
        0.8631002911375737,
        0.8518037326555402,
        0.8445224354367372,
        0.9450428456656008,
        0.880562281377228,
        0.9326925038671388,
        0.7837343005181918,
        0.908891750505909,
        0.7191495642914738,
        0.7978889653458003,
        0.8886065351259165,
        0.8778774908686641,
        0.8235344340512194,
        0.7612608832544513,
        0.7172291549564904,
        0.7877623844773612,
        0.921670082057678,
        0.7294223452094312,
        0.9211950768685316,
        0.8019989743860612,
        0.9330628849692416,
        0.7790966007583613,
        0.8652392360593341,
        0.8667052442609819,
        0.8515243347400457,
        0.8381255956411119,
        0.7520614000175082,
        0.8085619574475668,
        0.8087451462571733,
        0.8607964337130899,
        0.8790718150639056,
        0.8458346976755441,
        0.8983493960007054,
        0.7545021282247126,
        0.8489748055925699,
        0.8212263963064156,
        0.7663593128100916,
        0.8875848327473616,
        0.7614338564211431,
        0.8424087643297399,
        0.8934878536890699,
        0.794374924382188,
        0.8538640947477807,
        0.8418887604696822,
        0.8355537722571396,
        0.7428170083146658,
        0.9614719972597088,
        0.8740546375491439,
        0.8922227268701003,
        0.853232943543825,
        0.8136693835743821,
        0.8853169491385784,
        0.8947755597650379,
        0.8219908778473367,
        0.8054517972773672,
        0.809916610261147,
        0.8660003098713366,
        0.8804976186399297,
        0.9187490642222396,
        0.7925551887836934,
        0.8683121849710773,
        0.83981548128572,
        0.802052358919249,
        0.8217716303363931,
        0.7349766650940569,
        0.7344137733519315,
        0.8210192221120837,
        0.7785402574853221,
        0.8434405375701025,
        0.8749183909228135,
        0.8161620727206699,
        0.7978353213498586,
        0.8182831779831329,
        0.8898060280904255,
        0.7890278837281205,
        0.7838775071145877,
        0.8878604473077394,
        0.8927997184746734,
        0.8339210835601601,
        0.8846441871139273,
        0.7702962790570755,
        0.8707959185940486,
        0.8486674936173817,
        0.7758191342175614,
        0.7917608885595836,
        0.8501852527889486,
        0.8035361580561147,
        0.9180559492826741,
        0.8330996941752634,
        0.8854103549527115,
        0.7855055766620643,
        0.8125758222043712,
        0.854680231917571,
        0.8763262825756792,
        0.8882544127644201,
        0.8516955437706304,
        0.8704424734879668,
        0.8810488158564613,
        0.8495901865877423,
        0.6904250374363223,
        0.8468754860436782,
        0.9004557562145724,
        0.7703108169114441,
        0.8580494861948557,
        0.8435725564383073,
        0.8090473580621936,
        0.8102003041383035,
        0.9307232928804468,
        0.9379007054047694,
        0.7971207828322565,
        0.8227799054673096,
        0.842899024316723,
        0.8551194020915106,
        0.8145842337078136,
        0.7771790542415641,
        0.8506948976416129,
        0.8590886310922962,
        0.8769339866320874,
        0.8170606946006929,
        0.8483033207732757,
        0.7952835192941656,
        0.8632232378611338,
        0.8792999659567746,
        0.7945992342099754,
        0.7698936302369541,
        0.8516985167595881,
        0.839384434976605,
        0.8210623407810637,
        0.8468745914177707,
        0.7914428055729607,
        0.8315985338677321,
        0.8020093557074599,
        0.8808776283633749,
        0.8418853736231475,
        0.8187929378700778,
        0.8990934163270374,
        0.8373313248215736,
        0.9321934263008848,
        0.7996298323944927,
        0.8529579503888509,
        0.8429254958998271,
        0.8422795692470324,
        0.8580836917039206,
        0.7868685656276595,
        0.8376064041800833,
        0.8088959215062753,
        0.8256249481045433,
        0.822156571952489,
        0.7165843669282368,
        0.8181122580585577,
        0.9138494560994418,
        0.8957962846687243,
        0.8432251551056037,
        0.8777862944263621,
        0.8579560669731182,
        0.7456657025050772,
        0.8722242456099832,
        0.9481407544499592,
        0.9344160073356624,
        0.8392837242410637,
        0.7796137636624042,
        0.8578480832336992,
        0.8365707200095372,
        0.8525036119816805,
        0.8563772536063756,
        0.8254989353698726,
        0.7207373885731212,
        0.8397445499940119,
        0.8529897915211254,
        0.8279109006541162,
        0.7898755342469354,
        0.7806477556670354,
        0.8220092924880711,
        0.9007746182131195,
        0.8159404641482423,
        0.8027629435503854,
        0.9075754887349968,
        0.8739128183157622,
        0.8929482201974289,
        0.9098249954818376,
        0.8761692065428417,
        0.8317714180696145,
        0.860370688965542,
        0.8306220531435541,
        0.8622955466564588,
        0.8723814548567677,
        0.8681264172530238,
        0.8346171121455668,
        0.8250733633552337,
        0.8353325364417391,
        1.0,
        0.9215756911901776,
        0.7840046261550648,
        0.8425999759153782,
        0.7791258850538842,
        0.8400609744952688,
        0.8013644237072096,
        0.8040258223039487,
        0.8100070747958381,
        0.7908377572660458,
        0.8703230152522454,
        0.8562989710770923,
        0.8955510301508365,
        0.8228419172756781,
        0.8663681498915929,
        0.8941102519094274,
        0.9624549925172,
        0.7752791473178675,
        0.7361353761476933,
        0.8649482761303983,
        0.8284797208435902,
        0.8359815969505943,
        0.785276792725095,
        0.9776917610231546,
        0.8510996448035381,
        0.8563778686250683
    ],
    "y": [
        0.14795445315750755,
        0.1876713463895848,
        0.13869823510336785,
        0.14511134318922445,
        0.10870628897757108,
        0.1409212328525798,
        0.19183554843081932,
        0.0966163515195296,
        0.2014076101467312,
        0.188109068813252,
        0.13095688400620267,
        0.13824917395093533,
        0.1245737326637944,
        0.13563434553367285,
        0.1040096432503718,
        0.22394121202288492,
        0.1514920784684046,
        0.10279034735418613,
        0.1764376420714155,
        0.1669135145630254,
        0.2796479853921929,
        0.1774376813344985,
        0.20825673419969595,
        0.04639030270280082,
        0.08283573292700629,
        0.16098059241428125,
        0.0992069861217439,
        0.07609188139945712,
        0.1081659644168066,
        0.124253149135159,
        0.25886097481424525,
        0.1815916318745461,
        0.20188892748505424,
        0.17990242623764738,
        0.17529718368219094,
        0.2382786680165004,
        0.145253979120178,
        0.1533863998869332,
        0.2116487354432375,
        0.186589181269898,
        0.21891035001820372,
        0.1330611433334144,
        0.26993549602934724,
        0.19507570039540004,
        0.13540526439235526,
        0.16969944119544772,
        0.10492793237294387,
        0.09363388884644312,
        0.1476554642664699,
        0.06368882674722802,
        0.17075303881939435,
        0.17366601135447254,
        0.08314939915850449,
        0.20033770467880893,
        0.1527317166488956,
        0.15403930597454654,
        0.1533101706649332,
        0.0715568407322893,
        0.09493489238386428,
        0.18237462837617308,
        0.18213136281414954,
        0.1022128790705654,
        0.13310733875468447,
        0.1363761859794461,
        0.1890373510896483,
        0.1267331689776841,
        0.1335187265719829,
        0.243367337382092,
        0.14781452622600674,
        0.1550084980696924,
        0.15812275139960688,
        0.17842396129327284,
        0.24989623750525725,
        0.14699304249238315,
        0.15986707731350966,
        0.11120535556619196,
        0.07596492952010217,
        0.1379698110268579,
        0.109142237362511,
        0.09300797928124388,
        0.1174234359157896,
        0.14560843974068854,
        0.1273633140663393,
        0.1812893120184572,
        0.11451472628001333,
        0.1927135400593505,
        0.06865938856373183,
        0.11660032879408436,
        0.14075479654376893,
        0.17672106757579806,
        0.2303383279793219,
        0.11326515517458785,
        0.14713134328853114,
        0.20983499254448712,
        0.12197604048278372,
        0.11257259196914428,
        0.23866076027943425,
        0.13566498735918875,
        0.20092526633779967,
        0.10092324842932142,
        0.16487718085508232,
        0.15327675904978194,
        0.15678805046992905,
        0.1365453576201071,
        0.1727028189421387,
        0.06774139859316419,
        0.11762988123204393,
        0.07041540470442788,
        0.27239006415010664,
        0.08008566040664898,
        0.19717620697628285,
        0.15774061425888594,
        0.12133711506187365,
        0.1796533765817486,
        0.14023236382859872,
        0.18860738806567792,
        0.1342225907959016,
        0.16863857308436062,
        0.2706259380349942,
        0.2041006861356201,
        0.12415737169916576,
        0.26516852743154085,
        0.1900825759381831,
        0.14255840476675993,
        0.21519777590952013,
        0.04378794181182353,
        0.18469676755531653,
        0.11258786809248128,
        0.14089376517050148,
        0.07819302702364496,
        0.12436416638994036,
        0.17949996016088254,
        0.1287076313516824,
        0.2294834665851965,
        0.0942959191216865,
        0.1647540835485268,
        0.1208950530312961,
        0.1694795486505593,
        0.14007639181556475,
        0.170243862937693,
        0.13040914833554818,
        0.19125057279591867,
        0.2505573127804743,
        0.22053967669272026,
        0.028370636150493164,
        0.10123127586576257,
        0.10811677546696068,
        0.09559001957806863,
        0.12917777729702706,
        0.0408583359474337,
        0.0,
        0.2856754171649366,
        0.10821982326723456,
        0.18004510318449848,
        0.15602607767580454,
        0.19029563560531304,
        0.08740051794913997,
        0.1320426221037317,
        0.06779283071435083,
        0.13408719056063415,
        0.1308564396922564,
        0.2635321448334889,
        0.11153872701076888,
        0.13390115189662613,
        0.22084164717923724,
        0.26682022551807183,
        0.13739894375141387,
        0.1865966834255314,
        0.17575483506008974,
        0.10903651511956557,
        0.16187784028068025,
        0.13630503980162614,
        0.19882512359137453,
        0.12249423864779435,
        0.14632242248675773,
        0.1869106369203732,
        0.08795498047191053,
        0.2020186916994424,
        0.09311628595992903,
        0.08621528082266923,
        0.19426918880801144,
        0.14156319587989347,
        0.12831119025745524,
        0.1322666763012789,
        0.15295268635430678,
        0.15578876805013875,
        0.1532199210374258,
        0.19333419637681248,
        0.08819222411508529,
        0.25432278694470795,
        0.14912554682472864,
        0.11860696237262368,
        0.11502544110222886,
        0.10938454143538603,
        0.13422098026456308,
        0.17185077353491468,
        0.2397264645297769,
        0.15095963055372605,
        0.17321253237568682,
        0.09000947298982401,
        0.18286045460816072,
        0.24981334385594275,
        0.1372837012891567,
        0.2480621401785716,
        0.21947303022611533,
        0.23974644834852105,
        0.10898842773182507,
        0.1926371423876949,
        0.09644835192979408,
        0.13622214098657015,
        0.21863173734106928,
        0.18932034095762354,
        0.1519288796913758,
        0.1820793868684689,
        0.14077290011706925,
        0.20503407849668065,
        0.10048214576443866,
        0.15948699904446886,
        0.15090900359510567,
        0.3175746044088968,
        0.10234773490140893,
        0.3216537218358476,
        0.2006458036852898,
        0.18011904362344772,
        0.1583040791326773,
        0.16137322849091626,
        0.15780221363839514,
        0.1550260312810241,
        0.21503003624306274,
        0.2126871619782449,
        0.06283693451952757,
        0.2110313310362076,
        0.15651753170121227,
        0.09322564508331124,
        0.1161020934597436,
        0.06374323429800269,
        0.1481697245262216,
        0.2435589725449781,
        0.2517055666787931,
        0.125595087106572,
        0.1590097315712413,
        0.1340900120855074,
        0.22478164184150765,
        0.14786569537870414,
        0.20446935304105684,
        0.17190932284987906,
        0.09568499823688907,
        0.0795916097502936,
        0.2057576248303559,
        0.1508683074137587,
        0.18719736429405145,
        0.2287453373616664,
        0.2376975207576341,
        0.16901125405111808,
        0.10210103801046393,
        0.2134205345553191,
        0.24254899672242666,
        0.1530390294952098,
        0.22173585768405915,
        0.1982926530694224,
        0.08845476707314881,
        0.049077397182067314,
        0.04709169364854228,
        0.03453310023110371,
        0.0964323543440522,
        0.15372202431379411,
        0.1851655883886447,
        0.19705671857179327,
        0.13258916653470273,
        0.18003562515619212,
        0.2298749386305256,
        0.12451823716750225,
        0.12490966120949153,
        0.1588151001767672,
        0.07198387193634104,
        0.16604483767702868,
        0.2200082020450298,
        0.12118814436805413,
        0.3113916472476423,
        0.10449600719233064,
        0.2578252631667597,
        0.2047531594897825,
        0.11437511256642975,
        0.11724943209868555,
        0.17411004296107974,
        0.17838703789708407,
        0.15873085008854534,
        0.1965229054285952,
        0.1561611111181745,
        0.16671426458693026,
        0.2338575485818998,
        0.103071139494012,
        0.21067232499610428,
        0.21499370220782754,
        0.07493152983198173,
        0.13183932062224496,
        0.18163910208144327,
        0.07914072848127117,
        0.21545768718749544,
        0.21553011924045806,
        0.20420230310914628,
        0.21455210865543595,
        0.18898809752617773,
        0.15341525776084133,
        0.2211018444977416,
        0.10024955748418267,
        0.175821066373204,
        0.14741484482837106,
        0.2271585328900645,
        0.2022246317659581,
        0.6852840556562159,
        0.1195793175491022,
        0.2236567129665268,
        0.16214303673635355,
        0.228378823674333,
        0.6941347573432847,
        0.6091748614408539,
        0.17251054198096902,
        0.6226078511457374,
        0.08628954674743321,
        0.19610523902248125,
        0.1507648833928497,
        0.11707033133058566,
        0.674075278807532,
        0.1824965478703104,
        0.17576956616868716,
        0.0413854476425034,
        0.0902222421339444,
        0.1119543147094742,
        0.16416009376810314,
        0.08711458587136059,
        0.09522587714154007,
        0.14727634206178875,
        0.17749888886754842,
        0.2375648523270805,
        0.19037281141219772,
        0.1171132439900988,
        0.21663575321733386,
        0.21033700172762992,
        0.20675070233359333,
        0.1905930827405062,
        0.20919398557280205,
        0.1659591981236932,
        0.06785963764384566,
        0.13063399302008402,
        0.20853582218814248,
        0.12371298039407624,
        0.09518998291657677,
        0.1962166816594132,
        0.1453365666265949,
        0.16902543262268166,
        0.13717091606922674,
        0.16864963610705386,
        0.17279422099363806,
        0.14939119033644546,
        0.2256795834608974,
        0.6403647093636176,
        0.2417822855924185,
        0.2699142282883256,
        0.12079718529167825,
        0.5653620770525454,
        0.12684125092570228,
        0.1425722081983945,
        0.15458065641650062,
        0.21094769966135765,
        0.12331457342421526,
        0.19969525395023635,
        0.2599759172171464,
        0.7547774393190964,
        0.2393468580709649,
        0.04966043937516657,
        0.18803563800540413,
        0.2516670532126997,
        0.7274745201758731,
        0.1984171324642796,
        0.7887665838372706,
        0.093541325883641,
        0.19144325330373246,
        0.10349418515772577,
        0.6807165343597267,
        0.1687829639343908,
        0.11827097939389795,
        0.1950724552873943,
        0.1509310911747428,
        0.12347976703596696,
        0.6043732211602154,
        0.2438905370043204,
        0.2195365638195884,
        0.056638202338495126,
        0.2606549376258477,
        0.07978980101402848,
        0.15547681918228656,
        0.1818273789530052,
        0.056830576641877774,
        0.2271513522860992,
        0.13425159017593413,
        0.24622373030212394,
        0.15656475540866785,
        0.24433735451033445,
        0.2263384081123815,
        0.14729000624343214,
        0.10668106103348723,
        0.207264694517448,
        0.15774392297360998,
        0.11074437458943738,
        0.2573512533384388,
        0.6955358844121008,
        0.1838103882600596,
        0.1435854733798347,
        0.14917738681390116,
        0.17208147802754747,
        0.16932889546944258,
        0.1900694051884416,
        0.17656638884188006,
        0.08835587518039081,
        0.16553139523632265,
        0.18025911524365834,
        0.6742127298219672,
        0.2203399052089779,
        0.17529925008242558,
        0.21074850914671486,
        0.18652349164482165,
        0.15824158739422406,
        0.091585060355456,
        0.13171152895844254,
        0.17445298511142932,
        0.6900721275881082,
        0.7786944315872029,
        0.1632198488781671,
        0.09593717854908386,
        0.15701270587084734,
        0.14317435975273968,
        0.12936238407258965,
        0.5910758413118568,
        0.18053535955194072,
        0.1764490696245403,
        0.7069742012270034,
        0.17472493201299374,
        0.16444513131415614,
        0.6736497399675954,
        0.14947289706454125,
        0.6832775459813352,
        0.13943069107439324,
        0.1824543512446124,
        0.6961380172851197,
        0.7883235194939021,
        0.16708575236986456,
        0.1866062258825081,
        0.20087267017486085,
        0.16067895458050047,
        0.09679930543954668,
        0.17766941904731515,
        0.14053180384037875,
        0.1975974669053392,
        0.6583560887502914,
        0.0806578073382459,
        0.16071293772828849,
        0.12593937142663308,
        0.7062464811076943,
        0.1665444919083037,
        0.13119940168276453,
        0.1802964292928204,
        0.1565329452586573,
        0.16932909907155524,
        0.1844871719349665,
        0.7824098328975327,
        0.7562912705362294,
        0.1700646345620934,
        0.6852747291110257,
        0.6096852365951924,
        0.6376462217287968,
        0.5893351462337502,
        0.7285500155939175,
        0.7298606498282969,
        0.22822291473719425,
        0.12892805028481996,
        0.1862338537265627,
        0.16862763262610772,
        0.11585427127848907,
        0.21772579767590788,
        0.6575509706987369,
        0.17535557450985534,
        0.6517090970145694,
        0.23186274321474384,
        0.08581656427270466,
        0.6062305874472788,
        0.20479059833757904,
        0.15737802717029173,
        0.09501612550399732,
        0.6435663805070806,
        0.15453806204996628,
        0.6543019031073236,
        0.20254257127786546,
        0.10044189474912622,
        0.08481163079051678,
        0.7920993515185777,
        0.7361265813188946,
        0.7158555867406073,
        0.24031775444414225,
        0.08113843350992453,
        0.07066750865715593,
        0.6509180257120833,
        0.7447664779540439,
        0.6839809554615657,
        0.12777602073259373,
        0.12370064974311976,
        0.7487849376098358,
        0.1435192734853869,
        0.6168714350949379,
        0.2473929592012505,
        0.1824723185457328,
        0.7045909217091909,
        0.15534063872662526,
        0.15813154765986345,
        0.6135082317850542,
        0.6436843829093161,
        0.648624044610942,
        0.6882919692030045,
        0.5494893064694517,
        0.1964075794759844,
        0.1508518733529068,
        0.09624537891353288,
        0.21182266465924124,
        0.6400053969021666,
        0.6962576972851207,
        0.6905639098764382,
        0.1064582740921944,
        0.146161170009069,
        0.16160740464751738,
        0.6051519470194812,
        0.1365587857588652,
        0.10197430094575682,
        0.13045793468014524,
        0.1569709708704535,
        0.17280785687348912,
        0.1829418210107724,
        0.2090514290916539,
        0.6205574841868873,
        0.128718720743707,
        0.6892804459745338,
        0.2323581166758329,
        0.13170077386525614,
        0.6676099820456763,
        0.20194151863845025,
        0.6995370685656134,
        0.10176057400810906,
        0.1450082172710236,
        0.7001664012084091,
        0.7357322714919438,
        0.2631148477244724,
        0.10169315843239124,
        0.6912947844740949,
        0.6600278322305634,
        0.7249928434913016,
        0.6109761741647182,
        0.7190833829274391,
        0.7543643130988855,
        0.12786050227018295,
        0.16516383559303147,
        0.1537982740619585,
        0.6699892596104066,
        0.7278673718800355,
        0.6570569960893053,
        0.7228762019776801,
        0.18376444202906572,
        0.18766242128384966,
        0.6338665194942331,
        0.7087454425153811,
        0.6997217189118844,
        0.6754500701239211,
        0.1272847314422788,
        0.8044587669869007,
        0.08812035008264331,
        0.6557768198976894,
        0.6838086967592466,
        0.6525644454412773,
        0.7280078358839641,
        0.7088187518800659,
        0.7160132308241172,
        0.19364554419718694,
        0.2400778065744872,
        0.7159260750850596,
        0.08087754549766109,
        0.2337575248771559,
        0.14315934661110633,
        0.6831459955586835,
        0.6563713955510597,
        0.08458258331761727,
        0.699586286586847,
        0.641642239848655,
        0.6715597515788665,
        0.5949197419299278,
        0.6682278841661754,
        0.12145874012927595,
        0.6450856850911814,
        0.65408752046298,
        0.6579230965387393,
        0.6834816614140437,
        0.7806827945365297,
        0.6298606370559828,
        0.7004046196991889,
        0.08635455824557046,
        0.6784257934934931,
        0.6509030204632057,
        0.6661989025175332,
        0.7299553231702142,
        0.5213719053395968,
        0.6611259597323218,
        0.6012317256048679,
        0.7030726167027481,
        0.6830287675582671,
        0.6880390502636269,
        0.6477399693679953,
        0.7221532476129473,
        0.06356512287440308,
        0.6843910468619205,
        0.6940234388126642,
        0.6652071061840464,
        0.17591125530531704,
        0.6157922761126806,
        0.7373293800002617,
        0.6820324962842089,
        0.14422519139673334,
        0.2481661455161716,
        0.6256809027925371,
        0.7615658179103936,
        0.6897325804838107,
        0.684187503432742,
        0.06510634286348553,
        0.6432809553586011,
        0.10462161872654947,
        0.5789416298236115,
        0.7578903358097748,
        0.1493358330154388,
        0.7159415428463238,
        0.271719812483937,
        0.6635110107546927,
        0.6921178997836561,
        0.5886083107863991,
        0.7754504806013801,
        0.2159481231205608,
        0.7317772839735007,
        0.7821862672636575,
        0.1585067991915296,
        0.6904599717720932,
        0.7296833823061646,
        0.6334790000179499,
        0.17160564590851488,
        0.6709559323004651,
        0.6670846741236893,
        0.6572005275282037,
        0.6131874722432481,
        0.6560315803996127,
        0.641928770773188,
        0.7097627775638506,
        0.10075477207749893,
        0.5823596288167483,
        0.6850299293277221,
        0.6841009688941406,
        0.6518171472945706,
        0.6435592182905828,
        0.6933189373734633,
        0.6947492953041706,
        0.6523142861086808,
        0.6830237878290645,
        0.6900974355340281,
        0.70435752534436,
        0.7427429887966952,
        0.6573272126093574,
        0.6534538963774863,
        0.7278879309846202,
        0.6526281741487642,
        0.7336939485103912,
        0.6242146990041029,
        0.7288342090591508,
        0.14266596290688505,
        0.6114358237276403,
        0.7687963392062472,
        0.7448354103086214,
        0.6925179722969047,
        0.6788688837303495,
        0.7228648464966239,
        0.05318328144964926,
        0.7223461989877147,
        0.6950834801962831,
        0.5973057580646353,
        0.7244068745652549,
        0.6683114361093032,
        0.6530830889364896,
        0.7192729444572866,
        0.6900254400924272,
        0.7109701695669971,
        0.7663925448481578,
        0.6941696416209572,
        0.7487138761775143,
        0.6800503783608954,
        0.12520658520280864,
        0.6336014469917268,
        0.6337415221768511,
        0.7267263292696293,
        0.6798538678191481,
        0.7064932606293578,
        0.6815780240995347,
        0.6616212446992252,
        0.689026427435061,
        0.6726450973411789,
        0.6346574677688193,
        0.18016884442698847,
        0.6369775855446637,
        0.7040721319140537,
        0.6969363423245882,
        0.629636003086433,
        0.6134376925382324,
        0.7602010258988247,
        0.6652830146858847,
        0.6749066613697036,
        0.6933070727900409,
        0.7270080557815576,
        0.7159415101982227,
        0.2029301815816601,
        0.6904013875549684,
        0.7231429916405953,
        0.6641573100468907,
        0.5724287944362256,
        0.7010112626215175,
        0.7026667150746585,
        0.7608147179692711,
        0.7587501240122209,
        0.6826979646723409,
        0.7350209237366643,
        0.6876241412881221,
        0.2423034442280525,
        0.6561157246405123,
        0.1442177821644067,
        0.6685119122038368,
        0.6884874623477951,
        0.18814236900510764,
        0.7276533852137745,
        0.6887817485076211,
        0.25509041263482285,
        0.6841499937148106,
        0.7624717074284766,
        0.6843094093121308,
        0.7126779061052181,
        0.2040165122410167,
        0.6594544672748637,
        0.7469528967370341,
        0.6584196165602691,
        0.6859714354411787,
        0.6453281877483463,
        0.7873320965418209,
        0.6502368539125171,
        0.6676174243566017,
        0.6989067426700855,
        0.7701107217177462,
        0.13130208303296767,
        0.6851370470068118,
        0.7416598473143139,
        0.6997798541928629,
        0.6628990880613831,
        0.13895011004337648,
        0.6923363743391535,
        0.7019514659763798,
        0.704436921171415,
        0.6219734911276803,
        0.1473075895213985,
        0.6552536948290958,
        0.7275692990814784,
        0.6514369606405093,
        0.6290031627407413,
        0.7789142759154861,
        0.6294842222215227,
        0.6354085617943926,
        0.6340590204306135,
        0.6757299572102466,
        0.6548088938016371,
        0.6971414671531797,
        0.6149774985454618,
        0.7563626519559492,
        0.6355107408896016,
        0.6143723190586353,
        0.7048231174652355,
        0.7579548691122934,
        0.6891481022044411,
        0.6512615472705058,
        0.7080858776602941,
        0.7059386361370875,
        0.6736620152799611,
        0.640329592361916,
        0.8082740673693498,
        0.6728447388633308,
        0.7470841430240801,
        0.7813303749815402,
        0.6501729165752455,
        0.6860290845209387,
        0.634049975378078,
        0.6749350432837494,
        0.6427820730367021,
        0.5833616067434871,
        0.7240611039514332,
        0.7088233229540984,
        0.604856828562148,
        0.7028317963723901,
        0.6334818036232843,
        0.7576949980303812,
        0.6871492322862225,
        0.7050286535417714,
        0.6660662204683644,
        0.6576511007196749,
        0.07813017753039647,
        0.5854426151654869,
        0.6627478932638338,
        0.6873941001822897,
        0.7146437503936043,
        0.6063241398661149,
        0.6339375034735828,
        0.7065083893762067,
        0.6893880136339244,
        0.7295805714165413,
        0.6213416336080738,
        0.26462578010191223,
        0.5896581575595613,
        0.6859512990967318,
        0.2467252770830612,
        0.7067164939961512,
        0.5729519804306491,
        0.7074513981555628,
        0.7240556718914545,
        0.6806271378040888,
        0.5862909115904293,
        0.6566163886775627,
        0.6098857008868827,
        0.6605761971609934,
        0.7032842995307982,
        0.6491222734921528,
        0.6762775101994528,
        0.29779118033379354,
        0.6702289096622354,
        0.6606646817595763,
        0.7420353111021211,
        0.5959399693156503,
        0.7489493659297745,
        0.7394523123256037,
        0.1986143157647521,
        0.6206604532137543,
        0.6961565095878746,
        0.6781732370722487,
        0.30156616498092553,
        0.6975069644527069,
        0.6843914193547789,
        0.6731373254457774,
        0.7779926060310689,
        0.728938746027126,
        0.7429512802262064,
        0.6300847354147356,
        0.31416662030513914,
        0.5907182636573195,
        0.6659880823257782,
        0.7575241612843532,
        0.6486274865041436,
        0.6394990896978539,
        0.647793899957793,
        0.6449010498103241,
        0.7165763189460044,
        0.7599541053451758,
        0.6706356139072958,
        0.6866004818204753,
        0.17127974845407812,
        0.6402688179721263,
        0.2766989191252364,
        0.6790420131875858,
        0.7031141966634052,
        0.7089314685208257,
        0.6857852479611188,
        0.6682075952959702,
        0.6885051882709463,
        0.13829785013376408,
        0.2330264124914405,
        0.6992010426935831,
        0.5829190989751801,
        0.7271238005860721,
        0.6630444130203031,
        0.6826141807486246,
        0.6989157662341687,
        0.2132025307576975,
        0.6044778766346065,
        0.7094987672144714,
        0.7253618155643338,
        0.7679079605052138,
        0.3044954920343727,
        0.6266279952426171,
        0.6780424817846552,
        0.6859119610780813,
        0.6538605490922786,
        0.6582173696727914,
        0.3308531997681113,
        0.6549530316385268,
        0.6374168345339146,
        0.22108624579411654,
        0.6394235780233513,
        0.7033027856703641,
        0.6644195894748073,
        0.21613742183553208,
        0.5814913970399379,
        0.6574500456664258,
        0.4855770974340888,
        0.7305587171763138,
        0.7255494686722641,
        0.744503784504748,
        0.6661761258699579,
        0.5885896199060857,
        0.21825289367819256,
        0.7249298163742931,
        0.2279277530146418,
        0.6863059116519818,
        0.2143594163056039,
        0.6041136736674607,
        0.2965952692853351,
        0.23795662344040544,
        0.5983149185011037,
        0.6115594408988475,
        0.5889964415267246,
        0.6268303517438517,
        0.2274595104019085,
        0.7426593955300025,
        0.31623089263959403,
        0.632636521433794,
        0.2625246265668804,
        0.25531463201668303,
        0.6690548493602816,
        0.6397607899704245,
        0.7045322925985896,
        0.2421174121398203,
        0.31667077570345337,
        0.6688057080794795,
        0.25880400630658634,
        0.3009112991608793,
        0.6929092883761274,
        0.270944628958175,
        0.6313852273020547,
        0.7497145209584857,
        0.2580741608045215,
        0.6389872814895847,
        0.3112666751898072,
        0.1808078812079188,
        0.7438773441599409,
        0.19264712874602075,
        0.22933906000630144,
        0.25660202358580997,
        0.6808014475525662,
        0.633107234347509,
        0.6309454466364536,
        0.2673974361126817,
        0.730163439037677,
        0.2199053865627216,
        0.24009657255433506,
        0.2669575885816461,
        0.2830957145245389,
        0.2663944866059951,
        0.23328111623786074,
        0.6907164383287964,
        0.6088666445539619,
        0.6994853114053213,
        0.18891970055344207,
        0.7072493080746434,
        0.24524611481076386,
        0.7404682000168501,
        0.20087031363558727,
        0.7112842787677552,
        0.6499999536449483,
        0.32656369468681185,
        0.6038052713775186,
        0.3375465993874169,
        0.2596957494654205,
        0.24809558084405198,
        0.6592088788407618,
        0.7624548426433009,
        0.2811577690851256,
        0.6994584825838575,
        0.3146608462850182,
        0.3194070987711781,
        0.7242860282453281,
        0.19704638016862647,
        0.6738541857100229,
        0.23499094667365,
        0.2382567027798203,
        0.3356909488117894,
        0.30634612404526634,
        0.2985098287744625,
        0.3135513530075884,
        0.7037058166986809,
        0.7375183594504904,
        0.7339232211149689,
        0.2900930406999072,
        0.6681614622851733,
        0.4315965690121329,
        0.6864438842005768,
        0.727935829958962,
        0.3296126478213969,
        0.7012627666172709,
        0.3390323643413817,
        0.642836958065072,
        0.2967617124250371,
        0.34455614921420513,
        0.2659747675374479,
        0.2855641444001767,
        0.2714586234978701,
        0.22045274698275494,
        0.7093977724164154,
        0.675401233650147,
        0.6938308621049109,
        0.1943105530902824,
        0.2823520258408861,
        0.7177592780057058,
        0.6613904809714573,
        0.6274742942094731,
        0.2847485699176505,
        0.2971138402497359,
        0.26299390265978057,
        0.27115266089886303,
        0.2423721502369729,
        0.2950907984918435,
        0.2999618927210028,
        0.2868840177572297,
        0.1812385351180225,
        0.6321868035074648,
        0.1938736742874386,
        0.3315858462899587,
        0.7234906709731825,
        0.6179743695062622,
        0.34367925229390583,
        0.6453063428022513,
        0.2946926667327705,
        0.20167610483262768,
        0.7125003307854031,
        0.1972419184853262,
        0.2852316179599628,
        0.23456626503968106,
        0.7532595032722098,
        0.6830865251494531,
        0.6761818570591906,
        0.20837096482686232,
        0.2968571700051128,
        0.26555797877117737,
        0.23468723126969554,
        0.2961168195538085,
        0.23560281466689595,
        0.38459284444645536,
        0.3271332143154007,
        0.6590000364660634,
        0.6567773989029386,
        0.19780505623105885,
        0.2802058897524077,
        0.3280302903168871,
        0.8904092789014285,
        0.31255133375463073,
        0.28461191964289395,
        0.2390410678817332,
        0.7260112292068824,
        0.32833990396545915,
        0.2551320582210368,
        0.3058535146267213,
        0.7075554163381328,
        0.6794178515933375,
        0.6382762309489092,
        0.27178465782829664,
        0.296301265530659,
        0.7805646268569796,
        0.2970428694427654,
        0.25691364198565225,
        0.2038100900224145,
        0.8433974950800635,
        0.25338035205336706,
        0.7066493429893308,
        0.20729829918617787,
        0.35116733948087114,
        0.12096257043317166,
        0.2849955383605257,
        0.26831176850602617,
        0.3133827971773145,
        0.3039805999341445,
        0.652298298229884,
        0.2250288105817644,
        0.3082848128447614,
        0.2096173958896908,
        0.7634506672948324,
        0.7464516507673833,
        0.7231818828372866,
        0.34721946821793026,
        0.21382783211558892,
        0.34787244276520274,
        0.2241191461759123,
        0.6625337111492513,
        0.2359199229148809,
        0.31169610535689285,
        0.26295808509384794,
        0.6791555900037035,
        0.27954532185580216,
        0.7609146714304543,
        0.26215659954401216,
        0.31194651652916217,
        0.2361104537391404,
        0.22957631523656066,
        0.2498000333970028,
        0.8746765423020118,
        0.25354035291763577,
        0.31151213585575765,
        0.3363432418980841,
        0.3071414414066682,
        0.17285908316287826,
        0.2896127356212568,
        0.2522413708216168,
        0.3348754423281203,
        0.7160608806152352,
        0.30061622529632553,
        0.3532735483864696,
        0.22428204694284729,
        0.2959406378295533,
        0.2591244918305797,
        0.7138246328460169,
        0.2610140939582081,
        0.33532397335683384,
        0.3963736779271686,
        0.6066005562339497,
        0.32493904620344555,
        0.20715033981857692,
        0.20926780514537824,
        0.7668548876709081,
        0.1655686128374299,
        0.2408730547918544,
        0.09842605629186207,
        0.268661547091773,
        0.7137021211053209,
        0.25525569336558873,
        0.276504185043844,
        0.16546394023735475,
        0.20085937791408148,
        0.22703153490438915,
        0.2521905156589626,
        0.2891869940924671,
        0.26414988259931305,
        0.29155470610281603,
        0.274097050705538,
        0.2573282750432126,
        0.20410461343351727,
        0.2620990554444305,
        0.3129583606940454,
        0.1770500880724852,
        0.23809670726913199,
        0.3269356895022825,
        0.30271925100985564,
        0.2057346507661128,
        0.2924787691246269,
        0.23297650470442904,
        0.3351993650775991,
        0.16618172287562252,
        0.27169666604021514,
        0.8773004050444461,
        0.2123204779336764,
        0.1852104858796552,
        0.3290960598634466,
        0.2188849222068561,
        0.2072857400180603,
        0.7956371513322779,
        0.3106175859410708,
        0.19857256953701805,
        0.28541778969198256,
        0.2954764940819197,
        0.20280671748923693,
        0.28742266484133905,
        0.22062430490471446,
        0.22740210982219305,
        0.2874848620707617,
        0.2899791491991395,
        0.14813209633538918,
        0.349906108580401,
        0.1969817107923548,
        0.2591046582620117,
        0.2315908557436718,
        0.3094929234662316,
        0.7281897360948745,
        0.2369168972125077,
        0.23268718054880866,
        0.2381523158344488,
        0.22933118436024266,
        0.29252406105579704,
        0.260384403534838,
        0.20806276072691152,
        0.3191035303290243,
        0.3205654803286528,
        0.3001537827864125,
        0.7361167896095648,
        0.2001501206760476,
        0.2867950109679389,
        0.7730963514290591,
        0.28480025954023525,
        0.10365749507108904,
        0.24533936988836744,
        0.362140659598132,
        0.2590791875712651,
        0.2752002091353537,
        0.2677656973948205,
        0.2453073065766368,
        0.1583148068634282,
        0.8052844209772891,
        0.2795389756849677,
        0.2697296599082343,
        0.3025657989707863,
        0.22328668521987047,
        0.2901751520205713,
        0.2732895314761677,
        0.2818455312450462,
        0.2387155398843077,
        0.284086738616355,
        0.3195212966101762,
        0.24625155904364315,
        0.2981215362398065,
        0.8054543009413621,
        0.8413165879246076,
        0.20786201318757125,
        0.2999944860567375,
        0.3106971053788781,
        0.25043467509080897,
        0.24175256546978136,
        0.2377418688736133,
        0.2082481889363715,
        0.17083025031710047,
        0.20032432147398446,
        0.26464113479015633,
        0.2728158093341003,
        0.3030095662774899,
        0.219347127448518,
        0.3030314979429877,
        0.2333233642404868,
        0.31532623209540805,
        0.22821651254117314,
        0.3050898480486404,
        0.3536154622977544,
        0.28504167705877137,
        0.2347601249983388,
        0.287472622138148,
        0.2758025941162194,
        0.33133147568438737,
        0.24862715924657725,
        0.260184678338672,
        0.2932530738995709,
        0.7263683308029255,
        0.23075677843224754,
        0.2322265407332437,
        0.23743875415731536,
        0.21057131904449924,
        0.6265222224480484,
        0.18811200402296954,
        0.804500924450477,
        0.2571573238049297,
        0.18114315309158985,
        0.2981970036672679,
        0.1892766042560105,
        0.25363765274372496,
        0.31443301594286205,
        0.3140298836719221,
        0.25917961594041483,
        0.28928453041229185,
        0.2524359355513249,
        0.3359541132225778,
        0.3373437820998144,
        0.28134468379323146,
        0.9125626842849583,
        0.6608371725456401,
        0.8230558667414867,
        0.33702076420581145,
        0.3038840419325125,
        0.3238960016692888,
        0.3108678721076205,
        0.27263779426900564,
        0.3482584718089612,
        0.14165798689746906,
        0.2625847078484552,
        0.8092513467833429,
        0.2511911455942532,
        0.3145697237917167,
        0.927264058022888,
        0.2644578102611477,
        0.2315031428825933,
        0.2096537141495995,
        0.20297538799075812,
        0.3134360242325815,
        0.29545022495948586,
        0.219551963010698,
        0.2174510849294288,
        0.2277809146168749,
        0.24639911428830266,
        0.11580460955400546,
        0.3272312000138594,
        0.19883443203102308,
        0.24841386387246525,
        0.31748369197946263,
        0.3018828148952027,
        0.7779216922897889,
        0.2802406903002002,
        0.3213693336240229,
        0.279776955838776,
        0.25324623436814786,
        0.296111894482698,
        0.8412364260668551,
        0.3335734486065921,
        0.3226924691205684,
        0.4072090875826104,
        0.2650065849753891,
        0.2654566865366191,
        0.724531702840843,
        0.2507492916584082,
        0.2484713486540688,
        0.27028074655579204,
        0.8288300802289872,
        0.2039488282693009,
        0.310373347668514,
        0.8015278534338871,
        0.2775851409377599,
        0.2425365812357711,
        0.28524848848383383,
        0.23487388646009424,
        0.8511048819312359,
        0.9630600956955296,
        0.7870177349298623,
        0.8198429583240419,
        0.2856534287094513,
        0.2863918480423044,
        0.2964660211473134,
        0.35692181132845563,
        0.3158460243920491,
        0.21868243592974126,
        0.22517681960951624,
        0.2334136080544302,
        0.229114523105982,
        0.8812044379666846,
        0.17067259934289833,
        0.2182473736324108,
        0.3404255934737191,
        0.2631071465142492,
        0.8808075546764876,
        0.3165079665555677,
        0.912515772807552,
        0.2520997803668137,
        0.24488315834556484,
        0.18930611473820894,
        0.2928696987445453,
        0.3099287690632321,
        0.9206454777229448,
        0.3612154726524588,
        0.2548165908419432,
        0.8479542922235977,
        0.8010642469932436,
        0.3320794450815477,
        0.28713848911085915,
        0.8240238863897346,
        0.18394694841430795,
        0.2283039665124451,
        0.3437884403494029,
        0.3250651190715196,
        0.25274167669154396,
        0.31186184784604354,
        0.7857480169277976,
        0.8440988983774064,
        0.8118405484496192,
        0.2636257652904349,
        0.2854530759452613,
        0.7810914456944105,
        0.3160524248909258,
        0.7951779992139348,
        0.8441167940389587,
        0.31628327829077685,
        0.22464967481146905,
        0.7761464345922597,
        0.2655826167746547,
        0.8546175558096465,
        0.20909174383453336,
        0.22398009569390234,
        0.24390617571702145,
        0.793254301243657,
        0.2729091503430442,
        0.254181529019928,
        0.2855399816842816,
        0.2949306047716609,
        0.200725210864392,
        0.2638542064091774,
        0.2350976457522463,
        0.8539356914904865,
        0.8717048856697219,
        0.2718834686610691,
        0.3052005916326126,
        0.8683691847351905,
        0.2863954854628103,
        0.918961561711072,
        0.8874529953528796,
        0.2536615659209822,
        0.9117212096527444,
        0.8188387938575377,
        0.8846960874923357,
        0.7875009647740799,
        0.2499059820597677,
        0.7975290032329384,
        0.7774422719597128,
        0.22300749307691592,
        0.2447949007294793,
        0.8736763871703658,
        0.8249786802222109,
        0.34009247222978906,
        0.31663766247106284,
        0.8236517226029967,
        0.24235255969206684,
        0.19683246160779386,
        0.2418787066654619,
        0.2806603776306693,
        0.9560729417679898,
        0.2719995289367449,
        0.2422807126037132,
        0.8041267019024617,
        0.8978118180739459,
        0.16393248194396234,
        0.769194480570647,
        0.305042713240417,
        0.8375741194253229,
        0.8879892950651734,
        0.2341720206620178,
        0.33887735815564185,
        0.17087056459544986,
        0.22090748738650245,
        0.2603000120180857,
        0.2596553860823117,
        0.267431426209616,
        0.21497734974521399,
        0.2435984149955541,
        0.345191204483256,
        0.3547062149175359,
        0.8864980901416922,
        0.8516834491433581,
        0.8006653184976245,
        0.2315785224724761,
        0.7789836208416708,
        0.31431934896744185,
        0.8016223777515636,
        0.7859069949598605,
        0.2302092486557299,
        0.3014249483628623,
        0.08380668545162805,
        0.2342202010041442,
        0.1686684738263587,
        0.8713811614334077,
        0.9199169792729872,
        0.8203192348547149,
        0.8674981448307744,
        0.25464775737746165,
        0.3360740387525108,
        0.8397141241306747,
        0.8684019212249001,
        0.881474602373867,
        0.3008813629532608,
        0.8156357516820559,
        0.8259090695608463,
        0.26375586794022915,
        0.8452048869403185,
        0.24646681484531024,
        0.7186698591161497,
        0.2859433640987617,
        0.8999526856792953,
        0.17980553280921285,
        0.3177072247661208,
        0.2362864024697941,
        0.9195204689808274,
        0.2760328736335921,
        0.7429957694550391,
        0.8357222462314354,
        0.382414883364294,
        0.8550283823352839,
        0.8468211874879155,
        0.8435429190200694,
        0.2779826453922953,
        0.3452702854301318,
        0.2827993676486181,
        0.8070059050121144,
        0.7736000959737038,
        0.7864106750339863,
        0.8126418296596966,
        0.25903864638906626,
        0.8249967152778873,
        0.2924246668396569,
        0.3091642215696056,
        0.8406982114159395,
        0.8368733490104808,
        0.8243305702131264,
        0.8450746813401835,
        0.8954855421512241,
        0.2704142786889894,
        0.8818449649025495,
        0.7856637474640771,
        0.8763793090218613,
        0.2557142618343953,
        0.8518627531374904,
        0.7472668630538196,
        0.8667091293575668,
        0.2772422672944605,
        0.8025761482216165,
        0.8374398752697477,
        0.3290029231728573,
        0.8465290934503065,
        0.20651540146862526,
        0.8029944749257775,
        0.8938928279209701,
        0.2804358470927478,
        0.7556501765086397,
        0.9062751430057522,
        0.2367047115577997,
        0.8976815577297772,
        0.8763844655010644,
        0.30937255795471474,
        0.8274784676021045,
        0.8095895214515264,
        0.8439801305140717,
        0.8486729196088114,
        0.317088097982733,
        0.20887952803459064,
        0.8379213066788144,
        0.9111707889259184,
        0.8640715553211269,
        0.9540325638786598,
        0.8322285537527119,
        0.2880953042025199,
        0.17765924724086118,
        0.2515436634300699,
        0.909595257244258,
        0.7972049707747388,
        0.8030586902564462,
        0.8233799425952391,
        0.8976374438100484,
        0.8947759945364373,
        0.7596398102067639,
        0.9228524019473396,
        0.8312779969491378,
        0.8531011830361843,
        0.3064152762089853,
        0.8441003228332913,
        0.857403005761071,
        0.9055745684240348,
        0.8128908477926331,
        0.900582228392888,
        0.7892306085022766,
        0.8471196509656154,
        0.8349923629381605,
        0.8110663748209935,
        0.8227000947749283,
        0.7606318559278867,
        0.8787636523599659,
        0.8546118753805705,
        0.8086353434468418,
        0.8562260076755344,
        0.7858167384058348,
        0.7566215372124895,
        0.8452550112464872,
        0.7902384575277759,
        0.8436477653060771,
        0.8510348957815432,
        0.8167855950001078,
        0.8387824968403407,
        0.9233605218160272,
        0.8804338257717783,
        0.2667483428172813,
        0.9290800865716052,
        0.8878417231374991,
        0.8926982201752589,
        0.8397159290367242,
        0.7472208137436134,
        0.7644281678377303,
        0.8009956628380631,
        0.7773036717471588,
        0.8504232301289794,
        0.8691755570613077,
        0.9172367739839072,
        0.7814907697185133,
        0.8888672687055599,
        0.7742989011215288,
        0.9450394959941444,
        0.8289008994667767,
        0.8183181010811182,
        0.8807261519423326,
        0.8408244147014144,
        0.7615455055885303,
        0.9408091693260068,
        0.8093629654388345,
        0.6291706834165797,
        0.264657676599855,
        0.8014563921184279,
        0.7899304688314871,
        0.7540637551332429,
        0.8462454675033895,
        0.7654206408672819,
        0.9116745381410074,
        0.2871588374827396,
        0.7487096535786223,
        0.8195477281112667,
        0.8646358007578074,
        0.7723657851915195,
        0.7586323993139095,
        0.3055696174490816,
        0.8577314361009375,
        0.7789198347439773,
        0.7916651194005707,
        0.7673968090566836,
        0.8826326511667684,
        0.893376472558198,
        0.8684026774069148,
        0.9018153565188348,
        0.8037506875121961,
        0.7662990439876144,
        0.8665403757111441,
        0.8529984633022837,
        0.7547754557903514,
        0.7771161285855571,
        0.8697266028187141,
        0.8776889268542095,
        0.7726600917652322,
        0.8011351257637727,
        0.8316391222831754,
        0.8338675611037615,
        0.8909071707313327,
        0.90339184634874,
        0.8290355456939787,
        0.8429508103228281,
        0.8794337381443316,
        0.747167950770497,
        0.879125047518923,
        0.7671918648551926,
        0.8771415956825926,
        0.8396870333068552,
        0.8061565695478304,
        0.8390268652229212,
        0.9410584995347928,
        0.8837173926655656,
        0.8755401764721856,
        0.8251107279222064,
        0.8121501412982192,
        0.8448114986750012,
        0.8697098950150612,
        0.8656851428791844,
        0.8721612338155708,
        0.8287195812724574,
        0.7198363081245037,
        0.8915339308692605,
        0.8444521590581618,
        0.8680518132383162,
        0.8155253973581853,
        0.8709908975634824,
        0.8304209037119525,
        0.7883107674919344,
        0.8243823166359106,
        0.7153504883083867,
        0.799165073801966,
        0.8251212586832054,
        0.8070285567131735,
        0.9212551150403588,
        0.7818752875821916,
        0.7991962175816134,
        0.7536266098375313,
        0.8721588808138159,
        0.7908918624748252,
        0.8566836332893073,
        0.9258263111559404,
        0.7999469358691514,
        0.7800306970452368,
        0.8174303536319683,
        0.7466065650949614,
        0.8113707112366244,
        0.7871406274471614,
        0.8330184760249887,
        0.8489365483404916,
        0.8391847587813364,
        0.940255056041193,
        0.8855041076751882,
        0.8509591531144443,
        0.7998103517646944,
        0.8249193580009784,
        0.9420555952346004,
        0.9002602819284496,
        0.8093540024850886,
        0.8464587182169764,
        0.8473315736936955,
        0.7707737390470867,
        0.9728391509355052,
        0.7319954493411497,
        0.8203325471295503,
        0.9081407557394812,
        0.7949529442281716,
        0.8375469845908907,
        0.8210929436134078,
        0.8518714756215752,
        0.8088824188099708,
        0.9291691891640316,
        0.9462407132412244,
        0.7796818555284956,
        0.8524419520794749,
        0.7647514885621802,
        0.8670648002181301,
        0.8744097388642024,
        0.8205631533456975,
        0.8146068787340864,
        0.8840283308977409,
        0.2727635171791139,
        0.7788287210162803,
        0.7556691353125481,
        0.9404250409600284,
        0.782154544792058,
        0.8746328198217866,
        0.8555817388512266,
        0.7755904113893007,
        0.8384133011796578,
        0.8305230908833096,
        0.7927407538921396,
        0.8173372319668369,
        0.8800950664361009,
        0.8420587934484568,
        0.8191520978752597,
        0.7515082584977171,
        0.2623712608827116,
        0.7269096985486019,
        0.8754105677636496,
        0.7701465320171295,
        0.8470441150127842,
        0.8639351475632291,
        0.8608222232873568,
        0.812449292000504,
        0.8057042444305264,
        0.8137215417803171,
        0.8473142217955586,
        0.7894354068575549,
        0.8504077520881217,
        0.8337582121906072,
        0.7938100550731919,
        0.8431056024125532,
        0.8527280825272231,
        0.8070303464282226,
        0.8666759486348574,
        0.7519142487654272,
        0.7867754171133543,
        0.8997968248993524,
        0.8129657043817278,
        0.9209145457280236,
        0.8693238238660076,
        0.8170760568229308,
        0.8396646899194746,
        0.827674152689249,
        0.965973128918159,
        0.879381796739362,
        0.8499838319755365,
        0.8331188135479447,
        0.8306227016306609,
        0.7319455678832305,
        0.8085623070952004,
        0.7594711396603514,
        0.9404585508137059,
        0.7360440835565516,
        0.8722740990147916,
        0.8430748786225474,
        0.8047762177800141,
        0.8691921100187904,
        0.9353420927772746,
        0.8456257317286763,
        0.7992907822686492,
        0.8691904179006669,
        0.8051713763997405,
        0.7630374094490643,
        0.8242650905059481,
        0.7996480454410936,
        0.9042224244909998,
        0.8198734948308747,
        0.8317213763780821,
        0.8388693000667091,
        0.7855667646033725,
        0.8878589889616808,
        0.8339890636394578,
        0.8795381963573619,
        0.7681057649652764,
        0.9472575651101596,
        0.8905894605533561,
        0.7648470377076626,
        0.8316569845056445,
        0.82437050080629,
        0.7787937467380757,
        0.8716329267737304,
        0.8216745632855758,
        0.8521625929907359,
        0.7965065386733076,
        0.8276362018139796,
        0.7891254729222313,
        0.902632847355288,
        0.8415854148022058,
        0.8804559286143503,
        0.8424688719886898,
        0.8290851339611915,
        0.8452749183236845,
        0.8150776209677607,
        0.7495558950564012,
        0.8634333401519905,
        0.8510506697579246,
        0.8163202052365967,
        0.8513918120740548,
        0.7383772143518104,
        0.8356325120490742,
        0.8275879880785292,
        0.8706645167891544,
        0.7677941707226728,
        0.7766909597538573,
        0.8639829611506186,
        0.8283814701427232,
        0.8768299512445117,
        0.8654660357478464,
        0.7870293621355791,
        0.7945192494243528,
        0.8904149262292066,
        0.8108150711968626,
        0.8674387994045292,
        0.8076740460674773,
        0.8502465972038404,
        0.9194536181730224,
        0.8541590855076622,
        0.7913788421329427,
        0.8999214150374867,
        0.8687976613548669,
        0.8504075490997495,
        0.7728459885899382,
        0.8882190108471832,
        0.7208589865077247,
        0.8762819261444739,
        0.8104387143919942,
        0.7984260437535601,
        0.7914208124157458,
        0.8043506392956551,
        0.8163428428334809,
        0.9319562321997992,
        0.9268247598919002,
        0.8079559795079476,
        0.8373247266920283,
        0.8312486111499009,
        0.7972712770229873,
        0.7906449779975664,
        0.822885325080245,
        0.7707252191875849,
        0.8689201529424936,
        0.8903282906024605,
        0.8286020431347313,
        0.8139803353628184,
        0.777934541900905,
        0.9137134086344608,
        0.9131697312598801,
        0.7889071175755934,
        0.7606636176693191,
        0.7994145825954916,
        0.8660729213662774,
        0.7506930574087238,
        0.8699922276441572,
        0.8032755701154454,
        0.8581476505956388,
        0.8333686018317655,
        0.8013084046704042,
        0.8720802504893432,
        0.8976052993477142,
        0.8032566958973577,
        0.8380577502454131,
        0.798929486537308,
        0.9323751742008896,
        0.8125587294434787,
        0.8429214951026178,
        0.9437978684024052,
        0.7364900281461904,
        0.8651662007375273,
        0.8191290691940211,
        0.8659630320915676,
        0.8157995686477656,
        0.7405439832790739,
        0.8248525163317666,
        0.8748502122661751,
        0.7576528714923733,
        0.8364100144436274,
        0.9085815575958104,
        0.7086677985713806,
        0.817155168233651,
        0.8077255930071097,
        0.8732853404622515,
        0.8670442138095601,
        0.8523277140267816,
        0.8451739528474305,
        0.817525670845801,
        0.7651461757432516,
        0.7257103062628059,
        0.8290949696316701,
        0.8544725147641955,
        0.8600813301548348,
        0.8605367791995804,
        0.8262474849993787,
        0.8390998152337391,
        0.8078369107305506,
        0.7890603530212245,
        0.896301846440135,
        0.7902076409066094,
        0.8161972514985344,
        0.8581143029387628,
        0.8815775732026386,
        0.8039189255217503,
        0.893220424660981,
        0.8840486496277469,
        0.8872011763900581,
        0.8461373242693199,
        0.8562435009872525,
        0.9260440619542576,
        0.867442707493725,
        0.8663271008331506,
        0.7487124663583471,
        0.8462003799935298,
        0.8368774377935781,
        0.8197031236367459,
        0.7906043145211151,
        0.8471832782201412,
        0.8915015618535491,
        0.8836142862183879,
        0.8085732273650302,
        0.8640901650550966,
        0.7743818733753008,
        0.7743157907318589,
        0.7230395531373996,
        0.8565439663853471,
        0.8304107387453178,
        0.7363958052914286,
        0.8293080230512079,
        0.8348365251946542,
        0.8556145765361712,
        0.8577005504221188,
        0.8218872445387192,
        0.909510510113668,
        0.8282306820562974,
        0.8745384690019452,
        0.823311790517605,
        0.7749412605910889,
        0.8747791852284013,
        0.8980246978379905,
        0.8863615305480753,
        0.7657017643039203,
        0.7512714065230126,
        0.7900788985182127,
        0.7363455318760357,
        0.8900852936072278,
        0.8650301207321254,
        0.7122375579077025,
        0.8027107678001644,
        0.8423526905283922,
        0.8900484844088246,
        0.8564350180451401,
        0.8368211137557847,
        0.8538080160608463,
        0.9228925495220628,
        0.8533940584756071,
        0.8773203471075341,
        0.8625439540870468,
        0.8006467164245485,
        0.7782205341218139,
        0.8111898687579835,
        0.722868448045971,
        0.8192666162966642,
        0.8091804590369364,
        0.8241093489517887,
        0.8577099912881513,
        0.9112169211823508,
        0.840286847422634,
        0.9482308686815942,
        0.8497056533563775,
        0.7970033503126321,
        0.9016882520067048,
        0.8595845370120088,
        0.7581774124462743,
        0.8383807538204487,
        0.7676906619913187,
        0.9234755734917212,
        0.9013148756641859,
        1.0,
        0.8338840606577401,
        0.8744066227415981,
        0.8197144855559053,
        0.883784685377277,
        0.7731875968818219,
        0.7666808656406279,
        0.8234087634322151,
        0.9065456615737122,
        0.8652671132614318,
        0.7953691074075933,
        0.8000459144197687,
        0.8377352586260913,
        0.8739664929826279,
        0.8121641440081724,
        0.8316661690974156,
        0.931403385652084,
        0.8687340353483514,
        0.8419054700213536
    ],
    "cluster_id": [
        0,
        0,
        0,
        0,
        0,
        0,
        0,
        0,
        0,
        0,
        0,
        0,
        0,
        0,
        0,
        0,
        0,
        0,
        0,
        0,
        0,
        0,
        0,
        0,
        0,
        0,
        0,
        0,
        0,
        0,
        0,
        0,
        0,
        0,
        0,
        0,
        0,
        0,
        0,
        0,
        0,
        0,
        0,
        0,
        0,
        0,
        0,
        0,
        0,
        0,
        0,
        0,
        0,
        0,
        0,
        0,
        0,
        0,
        0,
        0,
        0,
        0,
        0,
        0,
        0,
        0,
        0,
        0,
        0,
        0,
        0,
        0,
        0,
        0,
        0,
        0,
        0,
        0,
        0,
        0,
        0,
        0,
        0,
        0,
        0,
        0,
        0,
        0,
        0,
        0,
        0,
        0,
        0,
        0,
        0,
        0,
        0,
        0,
        0,
        0,
        0,
        0,
        0,
        0,
        0,
        0,
        0,
        0,
        0,
        0,
        0,
        0,
        0,
        0,
        0,
        0,
        0,
        0,
        0,
        0,
        0,
        0,
        0,
        0,
        0,
        0,
        0,
        0,
        0,
        0,
        0,
        0,
        0,
        0,
        0,
        0,
        0,
        0,
        0,
        0,
        0,
        0,
        0,
        0,
        0,
        0,
        0,
        0,
        0,
        0,
        0,
        0,
        0,
        0,
        0,
        0,
        0,
        0,
        0,
        0,
        0,
        0,
        0,
        0,
        0,
        0,
        0,
        0,
        0,
        0,
        0,
        0,
        0,
        0,
        0,
        0,
        0,
        0,
        0,
        0,
        0,
        0,
        0,
        0,
        0,
        0,
        0,
        0,
        0,
        0,
        0,
        0,
        0,
        0,
        0,
        0,
        0,
        0,
        0,
        0,
        0,
        0,
        0,
        0,
        0,
        0,
        0,
        0,
        0,
        0,
        0,
        0,
        0,
        0,
        0,
        0,
        0,
        0,
        0,
        0,
        0,
        0,
        0,
        0,
        0,
        0,
        0,
        0,
        0,
        0,
        0,
        0,
        0,
        0,
        0,
        0,
        0,
        0,
        0,
        0,
        0,
        0,
        0,
        0,
        0,
        0,
        0,
        0,
        0,
        0,
        0,
        0,
        0,
        0,
        0,
        0,
        0,
        0,
        0,
        0,
        0,
        0,
        0,
        0,
        0,
        0,
        0,
        0,
        0,
        0,
        0,
        0,
        0,
        0,
        0,
        0,
        0,
        0,
        0,
        0,
        0,
        0,
        0,
        0,
        0,
        0,
        0,
        0,
        0,
        0,
        0,
        0,
        0,
        0,
        0,
        0,
        0,
        0,
        0,
        0,
        0,
        0,
        0,
        0,
        0,
        0,
        0,
        0,
        0,
        0,
        1,
        0,
        0,
        0,
        0,
        1,
        1,
        0,
        1,
        0,
        0,
        0,
        0,
        1,
        0,
        0,
        0,
        0,
        0,
        0,
        0,
        0,
        0,
        0,
        0,
        0,
        0,
        0,
        0,
        0,
        0,
        0,
        0,
        0,
        0,
        0,
        0,
        0,
        0,
        0,
        0,
        0,
        0,
        0,
        0,
        0,
        1,
        0,
        0,
        0,
        1,
        0,
        0,
        0,
        0,
        0,
        0,
        0,
        1,
        0,
        0,
        0,
        0,
        1,
        0,
        1,
        0,
        0,
        0,
        1,
        0,
        0,
        0,
        0,
        0,
        1,
        0,
        0,
        0,
        0,
        0,
        0,
        0,
        0,
        0,
        0,
        0,
        0,
        0,
        0,
        0,
        0,
        0,
        0,
        0,
        0,
        1,
        0,
        0,
        0,
        0,
        0,
        0,
        0,
        0,
        0,
        0,
        1,
        0,
        0,
        0,
        0,
        0,
        0,
        0,
        0,
        1,
        1,
        0,
        0,
        0,
        0,
        0,
        1,
        0,
        0,
        1,
        0,
        0,
        1,
        0,
        1,
        0,
        0,
        1,
        1,
        0,
        0,
        0,
        0,
        0,
        0,
        0,
        0,
        1,
        0,
        0,
        0,
        1,
        0,
        0,
        0,
        0,
        0,
        0,
        1,
        1,
        0,
        1,
        1,
        1,
        1,
        1,
        1,
        0,
        0,
        0,
        0,
        0,
        0,
        1,
        0,
        1,
        0,
        0,
        1,
        0,
        0,
        0,
        1,
        0,
        1,
        0,
        0,
        0,
        1,
        1,
        1,
        0,
        0,
        0,
        1,
        1,
        1,
        0,
        0,
        1,
        0,
        1,
        0,
        0,
        1,
        0,
        0,
        1,
        1,
        1,
        1,
        1,
        0,
        0,
        0,
        0,
        1,
        1,
        1,
        0,
        0,
        0,
        1,
        0,
        0,
        0,
        0,
        0,
        0,
        0,
        1,
        0,
        1,
        0,
        0,
        1,
        0,
        1,
        0,
        0,
        1,
        1,
        0,
        0,
        1,
        1,
        1,
        1,
        1,
        1,
        0,
        0,
        0,
        1,
        1,
        1,
        1,
        0,
        0,
        1,
        1,
        1,
        1,
        0,
        1,
        0,
        1,
        1,
        1,
        1,
        1,
        1,
        0,
        0,
        1,
        0,
        0,
        0,
        1,
        1,
        0,
        1,
        1,
        1,
        1,
        1,
        0,
        1,
        1,
        1,
        1,
        1,
        1,
        1,
        0,
        1,
        1,
        1,
        1,
        1,
        1,
        1,
        1,
        1,
        1,
        1,
        1,
        0,
        1,
        1,
        1,
        0,
        1,
        1,
        1,
        0,
        0,
        1,
        1,
        1,
        1,
        0,
        1,
        0,
        1,
        1,
        0,
        1,
        0,
        1,
        1,
        1,
        1,
        0,
        1,
        1,
        0,
        1,
        1,
        1,
        0,
        1,
        1,
        1,
        1,
        1,
        1,
        1,
        0,
        1,
        1,
        1,
        1,
        1,
        1,
        1,
        1,
        1,
        1,
        1,
        1,
        1,
        1,
        1,
        1,
        1,
        1,
        1,
        0,
        1,
        1,
        1,
        1,
        1,
        1,
        0,
        1,
        1,
        1,
        1,
        1,
        1,
        1,
        1,
        1,
        1,
        1,
        1,
        1,
        0,
        1,
        1,
        1,
        1,
        1,
        1,
        1,
        1,
        1,
        1,
        0,
        1,
        1,
        1,
        1,
        1,
        1,
        1,
        1,
        1,
        1,
        1,
        0,
        1,
        1,
        1,
        1,
        1,
        1,
        1,
        1,
        1,
        1,
        1,
        2,
        1,
        0,
        1,
        1,
        0,
        1,
        1,
        2,
        1,
        1,
        1,
        1,
        0,
        1,
        1,
        1,
        1,
        1,
        1,
        1,
        1,
        1,
        1,
        0,
        1,
        1,
        1,
        1,
        0,
        1,
        1,
        1,
        1,
        0,
        1,
        1,
        1,
        1,
        1,
        1,
        1,
        1,
        1,
        1,
        1,
        1,
        1,
        1,
        1,
        1,
        1,
        1,
        1,
        1,
        1,
        1,
        1,
        1,
        1,
        1,
        1,
        1,
        1,
        1,
        1,
        1,
        1,
        1,
        1,
        1,
        1,
        1,
        1,
        1,
        1,
        1,
        1,
        0,
        1,
        1,
        1,
        1,
        1,
        1,
        1,
        1,
        1,
        1,
        2,
        1,
        1,
        0,
        1,
        1,
        1,
        1,
        1,
        1,
        1,
        1,
        1,
        1,
        1,
        1,
        2,
        1,
        1,
        1,
        1,
        1,
        1,
        0,
        1,
        1,
        1,
        2,
        1,
        1,
        1,
        1,
        1,
        1,
        1,
        2,
        1,
        1,
        1,
        1,
        1,
        1,
        1,
        1,
        1,
        1,
        1,
        2,
        1,
        2,
        1,
        1,
        1,
        1,
        1,
        1,
        0,
        2,
        1,
        1,
        1,
        1,
        1,
        1,
        2,
        1,
        1,
        1,
        1,
        2,
        1,
        1,
        1,
        1,
        1,
        2,
        1,
        1,
        2,
        1,
        1,
        1,
        2,
        1,
        1,
        1,
        1,
        1,
        1,
        1,
        1,
        2,
        1,
        2,
        1,
        2,
        1,
        2,
        2,
        1,
        1,
        1,
        1,
        2,
        1,
        2,
        1,
        2,
        2,
        1,
        1,
        1,
        2,
        2,
        1,
        2,
        2,
        1,
        2,
        1,
        1,
        2,
        1,
        2,
        2,
        1,
        2,
        2,
        2,
        1,
        1,
        1,
        2,
        1,
        2,
        2,
        2,
        2,
        2,
        2,
        1,
        1,
        1,
        2,
        1,
        2,
        1,
        2,
        1,
        1,
        2,
        1,
        2,
        2,
        2,
        1,
        1,
        2,
        1,
        2,
        2,
        1,
        2,
        1,
        2,
        2,
        2,
        2,
        2,
        2,
        1,
        1,
        1,
        2,
        1,
        2,
        1,
        1,
        2,
        1,
        2,
        1,
        2,
        2,
        2,
        2,
        2,
        2,
        1,
        1,
        1,
        2,
        2,
        1,
        1,
        1,
        2,
        2,
        2,
        2,
        2,
        2,
        2,
        2,
        2,
        1,
        2,
        2,
        1,
        1,
        2,
        1,
        2,
        2,
        1,
        2,
        2,
        2,
        1,
        1,
        1,
        2,
        2,
        2,
        2,
        2,
        2,
        2,
        2,
        1,
        1,
        2,
        2,
        2,
        3,
        2,
        2,
        2,
        1,
        2,
        2,
        2,
        1,
        1,
        1,
        2,
        2,
        1,
        2,
        2,
        2,
        1,
        2,
        1,
        2,
        2,
        2,
        2,
        2,
        2,
        2,
        1,
        2,
        2,
        2,
        1,
        1,
        1,
        2,
        2,
        2,
        2,
        1,
        2,
        2,
        2,
        1,
        2,
        1,
        2,
        2,
        2,
        2,
        2,
        3,
        2,
        2,
        2,
        2,
        2,
        2,
        2,
        2,
        1,
        2,
        2,
        2,
        2,
        2,
        1,
        2,
        2,
        2,
        1,
        2,
        2,
        2,
        1,
        2,
        2,
        2,
        2,
        1,
        2,
        2,
        2,
        2,
        2,
        2,
        2,
        2,
        2,
        2,
        2,
        2,
        2,
        2,
        2,
        2,
        2,
        2,
        2,
        2,
        2,
        2,
        2,
        2,
        3,
        2,
        2,
        2,
        2,
        2,
        3,
        2,
        2,
        2,
        2,
        2,
        2,
        2,
        2,
        2,
        2,
        2,
        2,
        2,
        2,
        2,
        2,
        1,
        2,
        2,
        2,
        2,
        2,
        2,
        2,
        2,
        2,
        2,
        1,
        2,
        2,
        3,
        2,
        2,
        2,
        2,
        2,
        2,
        2,
        2,
        2,
        3,
        2,
        2,
        2,
        2,
        2,
        2,
        2,
        2,
        2,
        2,
        2,
        2,
        3,
        3,
        2,
        2,
        2,
        2,
        2,
        2,
        2,
        2,
        2,
        2,
        2,
        2,
        2,
        2,
        2,
        2,
        2,
        2,
        2,
        2,
        2,
        2,
        2,
        2,
        2,
        2,
        2,
        1,
        2,
        2,
        2,
        2,
        1,
        2,
        3,
        2,
        2,
        2,
        2,
        2,
        2,
        2,
        2,
        2,
        2,
        2,
        2,
        2,
        3,
        1,
        3,
        2,
        2,
        2,
        2,
        2,
        2,
        2,
        2,
        3,
        2,
        2,
        3,
        2,
        2,
        2,
        2,
        2,
        2,
        2,
        2,
        2,
        2,
        2,
        2,
        2,
        2,
        2,
        2,
        3,
        2,
        2,
        2,
        2,
        2,
        3,
        2,
        2,
        2,
        2,
        2,
        3,
        2,
        2,
        2,
        3,
        2,
        2,
        3,
        2,
        2,
        2,
        2,
        3,
        3,
        3,
        3,
        2,
        2,
        2,
        2,
        2,
        2,
        2,
        2,
        2,
        3,
        2,
        2,
        2,
        2,
        3,
        2,
        3,
        2,
        2,
        2,
        2,
        2,
        3,
        2,
        2,
        3,
        3,
        2,
        2,
        3,
        2,
        2,
        2,
        2,
        2,
        2,
        3,
        3,
        3,
        2,
        2,
        3,
        2,
        3,
        3,
        2,
        2,
        3,
        2,
        3,
        2,
        2,
        2,
        3,
        2,
        2,
        2,
        2,
        2,
        2,
        2,
        3,
        3,
        2,
        2,
        3,
        2,
        3,
        3,
        2,
        3,
        3,
        3,
        3,
        2,
        3,
        3,
        2,
        2,
        3,
        3,
        2,
        2,
        3,
        2,
        2,
        2,
        2,
        3,
        2,
        2,
        3,
        3,
        2,
        3,
        2,
        3,
        3,
        2,
        2,
        2,
        2,
        2,
        2,
        2,
        2,
        2,
        2,
        2,
        3,
        3,
        3,
        2,
        3,
        2,
        3,
        3,
        2,
        2,
        2,
        2,
        2,
        3,
        3,
        3,
        3,
        2,
        2,
        3,
        3,
        3,
        2,
        3,
        3,
        2,
        3,
        2,
        3,
        2,
        3,
        2,
        2,
        2,
        3,
        2,
        3,
        3,
        2,
        3,
        3,
        3,
        2,
        2,
        2,
        3,
        3,
        3,
        3,
        2,
        3,
        2,
        2,
        3,
        3,
        3,
        3,
        3,
        2,
        3,
        3,
        3,
        2,
        3,
        3,
        3,
        2,
        3,
        3,
        2,
        3,
        2,
        3,
        3,
        2,
        3,
        3,
        2,
        3,
        3,
        2,
        3,
        3,
        3,
        3,
        2,
        2,
        3,
        3,
        3,
        3,
        3,
        2,
        2,
        2,
        3,
        3,
        3,
        3,
        3,
        3,
        3,
        3,
        3,
        3,
        2,
        3,
        3,
        3,
        3,
        3,
        3,
        3,
        3,
        3,
        3,
        3,
        3,
        3,
        3,
        3,
        3,
        3,
        3,
        3,
        3,
        3,
        3,
        3,
        3,
        3,
        2,
        3,
        3,
        3,
        3,
        3,
        3,
        3,
        3,
        3,
        3,
        3,
        3,
        3,
        3,
        3,
        3,
        3,
        3,
        3,
        3,
        3,
        3,
        3,
        2,
        3,
        3,
        3,
        3,
        3,
        3,
        2,
        3,
        3,
        3,
        3,
        3,
        2,
        3,
        3,
        3,
        3,
        3,
        3,
        3,
        3,
        3,
        3,
        3,
        3,
        3,
        3,
        3,
        3,
        3,
        3,
        3,
        3,
        3,
        3,
        3,
        3,
        3,
        3,
        3,
        3,
        3,
        3,
        3,
        3,
        3,
        3,
        3,
        3,
        3,
        3,
        3,
        3,
        3,
        3,
        3,
        3,
        3,
        3,
        3,
        3,
        3,
        3,
        3,
        3,
        3,
        3,
        3,
        3,
        3,
        3,
        3,
        3,
        3,
        3,
        3,
        3,
        3,
        3,
        3,
        3,
        3,
        3,
        3,
        3,
        3,
        3,
        3,
        3,
        3,
        3,
        3,
        3,
        3,
        3,
        3,
        3,
        3,
        3,
        3,
        3,
        3,
        3,
        3,
        3,
        3,
        3,
        3,
        3,
        3,
        3,
        3,
        3,
        3,
        3,
        2,
        3,
        3,
        3,
        3,
        3,
        3,
        3,
        3,
        3,
        3,
        3,
        3,
        3,
        3,
        3,
        2,
        3,
        3,
        3,
        3,
        3,
        3,
        3,
        3,
        3,
        3,
        3,
        3,
        3,
        3,
        3,
        3,
        3,
        3,
        3,
        3,
        3,
        3,
        3,
        3,
        3,
        3,
        3,
        3,
        3,
        3,
        3,
        3,
        3,
        3,
        3,
        3,
        3,
        3,
        3,
        3,
        3,
        3,
        3,
        3,
        3,
        3,
        3,
        3,
        3,
        3,
        3,
        3,
        3,
        3,
        3,
        3,
        3,
        3,
        3,
        3,
        3,
        3,
        3,
        3,
        3,
        3,
        3,
        3,
        3,
        3,
        3,
        3,
        3,
        3,
        3,
        3,
        3,
        3,
        3,
        3,
        3,
        3,
        3,
        3,
        3,
        3,
        3,
        3,
        3,
        3,
        3,
        3,
        3,
        3,
        3,
        3,
        3,
        3,
        3,
        3,
        3,
        3,
        3,
        3,
        3,
        3,
        3,
        3,
        3,
        3,
        3,
        3,
        3,
        3,
        3,
        3,
        3,
        3,
        3,
        3,
        3,
        3,
        3,
        3,
        3,
        3,
        3,
        3,
        3,
        3,
        3,
        3,
        3,
        3,
        3,
        3,
        3,
        3,
        3,
        3,
        3,
        3,
        3,
        3,
        3,
        3,
        3,
        3,
        3,
        3,
        3,
        3,
        3,
        3,
        3,
        3,
        3,
        3,
        3,
        3,
        3,
        3,
        3,
        3,
        3,
        3,
        3,
        3,
        3,
        3,
        3,
        3,
        3,
        3,
        3,
        3,
        3,
        3,
        3,
        3,
        3,
        3,
        3,
        3,
        3,
        3,
        3,
        3,
        3,
        3,
        3,
        3,
        3,
        3,
        3,
        3,
        3,
        3,
        3,
        3,
        3,
        3,
        3,
        3,
        3,
        3,
        3,
        3,
        3,
        3,
        3,
        3,
        3,
        3,
        3,
        3,
        3,
        3,
        3,
        3,
        3,
        3,
        3,
        3,
        3,
        3,
        3,
        3,
        3,
        3,
        3,
        3,
        3,
        3,
        3,
        3,
        3,
        3,
        3,
        3,
        3,
        3,
        3,
        3,
        3,
        3,
        3,
        3,
        3,
        3,
        3,
        3,
        3,
        3,
        3,
        3,
        3,
        3,
        3,
        3,
        3,
        3,
        3,
        3,
        3,
        3,
        3,
        3,
        3,
        3,
        3,
        3,
        3,
        3,
        3,
        3,
        3
    ],
    "codisp": [
        0.0,
        1.0000000000000004,
        1.475,
        1.0500000000000005,
        2.5500000000000007,
        1.1500000000000006,
        2.337499999999999,
        3.0583333333333327,
        2.735416666666667,
        3.1187500000000004,
        2.5287500000000005,
        2.122499999999999,
        3.4449999999999994,
        1.8891666666666669,
        3.5666666666666664,
        5.5776785714285735,
        2.315505952380952,
        2.6444642857142853,
        2.2796527777777778,
        5.729166666666664,
        9.695833333333336,
        1.8125000000000004,
        3.8811706349206343,
        9.10875,
        10.834583333333333,
        3.598024891774892,
        2.194962121212121,
        4.265319264069263,
        3.1120896464646473,
        2.5883916083916088,
        8.09736111111111,
        2.7987301587301587,
        3.3253373015873,
        2.3677498196248195,
        1.9161217948717948,
        8.259464285714285,
        10.110000000000003,
        2.187596153846153,
        3.895744047619047,
        1.9911160714285712,
        3.727559523809524,
        3.3395489926739925,
        7.948332431457429,
        2.6139915966386558,
        1.98405753968254,
        18.039583333333333,
        2.9533960137085136,
        4.594841061716061,
        2.854229797979797,
        8.017979797979796,
        3.4853843093181323,
        5.905277777777778,
        4.957962858220212,
        3.333516067266067,
        5.444389831183308,
        2.2051713411810656,
        2.099356060606061,
        5.1802213064713065,
        3.0461556636517946,
        2.439463241436925,
        14.999970238095234,
        3.8659842796092794,
        2.6482326007326007,
        1.8929349816849816,
        2.2075257244268136,
        2.8426736906883967,
        4.160649801587302,
        8.54800518925519,
        2.732303442993965,
        2.4455800778169188,
        2.784841269841269,
        2.8522979797979784,
        7.925520451770451,
        2.392494275403482,
        2.9447488912231563,
        3.2449923177971076,
        5.288005009696187,
        7.927259714922762,
        5.032614261598393,
        3.2813126057769213,
        5.99948176129426,
        3.62656746031746,
        2.483699082476305,
        1.7752871850371856,
        3.4831693306693308,
        3.2001412887582803,
        5.9212984905120445,
        3.0558834800712704,
        2.706068233237352,
        2.1391183524078263,
        6.929504896655632,
        3.107621036931311,
        2.0943769592476493,
        4.361828556475445,
        4.047643328893329,
        2.9183967893275184,
        9.785205983709275,
        8.997782258064516,
        6.068110694345213,
        19.4958981990232,
        2.6657163778250728,
        2.7799266324061214,
        2.0378170359052707,
        2.436503133038458,
        25.846835317460318,
        7.0700039516349085,
        3.0664904170564387,
        5.159146653428447,
        12.228148616734146,
        4.845574028865994,
        3.168399397386413,
        3.2637211949711937,
        3.659439775910364,
        2.647077515556575,
        18.066289914795348,
        3.405971400951737,
        2.82916898827647,
        11.911396326712506,
        10.281149509418244,
        7.389781746031747,
        3.099511418140944,
        12.661428832037533,
        3.625211605356229,
        3.4629097201817785,
        13.478700761798589,
        17.686839402427637,
        2.794695961718021,
        4.197421046069944,
        3.640527864255044,
        8.24061434010363,
        2.9950333095584822,
        6.278105540507822,
        4.171405310552598,
        8.295341187762224,
        4.9822632328588226,
        3.031918178554676,
        35.31272114527629,
        4.99119839477473,
        2.271445134784301,
        2.294319030462017,
        11.843150564713065,
        4.222206635346862,
        7.7311920073356095,
        8.046954067622172,
        21.383315058479525,
        4.674753808283219,
        3.591497209412972,
        3.5874627508132217,
        6.388728150590379,
        15.760481150793652,
        19.978805294322537,
        12.099414089943373,
        3.0497012194812383,
        2.683361851987172,
        2.9597405585041052,
        5.492652015683131,
        6.561643960652244,
        3.6895566202803054,
        6.872532477564456,
        3.011479915065441,
        4.096111111111111,
        11.210053372553372,
        3.5787786464266733,
        4.4320429681977265,
        5.059176546428481,
        8.509072747761588,
        3.370691899351389,
        23.21848020647653,
        3.6141321630569148,
        3.6622492659473806,
        4.318479220643853,
        5.103680555430048,
        4.5833231883678485,
        3.909822165447165,
        3.115775184794984,
        2.7824998536319696,
        6.37645228629729,
        3.389760890126857,
        6.066705795785492,
        4.908693594257204,
        3.705717498892057,
        3.4680703557494352,
        3.4598601810788723,
        3.0104663064542936,
        2.2988363301168127,
        2.665404645077168,
        2.829939851980376,
        3.0269785864747867,
        6.709934001544776,
        10.128739531726664,
        4.3786210138069395,
        3.3881019701320443,
        5.434514262183784,
        3.0010738377275588,
        10.999535500079636,
        5.375180805705186,
        33.88310515873016,
        3.2364091533404062,
        3.2398649930986885,
        7.159028477478078,
        4.499751754308645,
        7.111521755852388,
        3.8437478146853152,
        8.523890148965751,
        6.817923494012889,
        8.666694892637992,
        6.544498700030505,
        2.9050785212585306,
        4.285104738366658,
        3.9193539719571318,
        7.351325592182594,
        3.3880380016421032,
        7.431122053872054,
        2.8218808259700636,
        3.6941717245276053,
        5.697397105393655,
        5.343194525017187,
        5.409491099738076,
        9.85625,
        36.69007042533325,
        3.9165169131743887,
        31.821155626773997,
        4.853350578068002,
        2.5923245096046665,
        3.094080509980232,
        2.6903171279225986,
        3.162924607295189,
        3.3266507091764432,
        6.171210325165324,
        6.145602120942671,
        7.8617271968668625,
        5.107482580000079,
        2.270726223821185,
        4.354971690054027,
        3.111594284338851,
        7.060504010652819,
        3.6478648180613007,
        9.70528112384554,
        52.5069472942339,
        3.5317011553715827,
        3.614987242486447,
        2.7564382920279398,
        7.312867321930728,
        6.716359548019028,
        3.705345746177708,
        9.311656127926296,
        4.490427892195531,
        6.1447630230405625,
        3.928995535638751,
        3.0294384972197608,
        3.9516266942946174,
        7.408475266348718,
        7.91376589114047,
        3.0307646103896113,
        8.807672228980648,
        6.8326831363813865,
        6.83719720802583,
        4.8641278184055325,
        6.36885318721767,
        9.92973021580427,
        5.10431770696833,
        11.334493810873118,
        11.759727636468575,
        10.6621176952394,
        3.3516307594522816,
        8.555212025651361,
        2.612269750064541,
        4.128455804499259,
        4.095791517468275,
        4.3402726434385315,
        7.821580983953794,
        9.124692133309678,
        4.563486456546599,
        2.9006278048058536,
        7.548320877317804,
        6.498025837067635,
        4.8875049891656435,
        3.0342663634605147,
        18.96599356233721,
        6.587262117451264,
        9.791411119638148,
        6.603931701848499,
        3.5265218313435867,
        7.520324738950808,
        2.549346072449521,
        2.000038797023956,
        3.075969284257058,
        20.622671092378173,
        3.7705428003369184,
        4.609869135524075,
        6.4181068876530185,
        4.1112193418763985,
        3.830719322365378,
        4.172960618319105,
        8.592223023156809,
        3.2699627069808392,
        3.15285324410552,
        7.638445679659751,
        7.227145580723505,
        4.385270319744804,
        6.6268336490678745,
        3.913837635070336,
        5.072739428452665,
        3.919662946644897,
        4.5406058653277,
        4.417397171125509,
        7.242491112304666,
        5.3563749568839345,
        5.273535730183247,
        6.432164918503635,
        162.9294196428572,
        3.3952423260573683,
        5.314235347189057,
        8.141190476190474,
        5.369905039822591,
        93.76828499654994,
        82.61922542735039,
        5.4330128970646205,
        55.96560230704966,
        5.283327486010425,
        4.716475209270861,
        4.980165799195823,
        3.2135469275893653,
        41.40455627705628,
        5.566390756225481,
        4.089886918847999,
        15.407871208312384,
        4.949087081048356,
        2.498226981942945,
        3.6470460343526057,
        4.82312566891796,
        6.275438712117782,
        3.3951815032538804,
        3.8021662450834306,
        7.756882834397439,
        3.6944629525378936,
        3.057770679332592,
        15.90948868710266,
        5.982401869133929,
        5.849949167790878,
        5.370870995330758,
        3.315315818598501,
        6.208152526102837,
        22.255596781690524,
        3.8898963153419728,
        3.6848716863717086,
        3.6610768050063993,
        4.3528943345694735,
        3.083324673118826,
        7.046853455282023,
        5.309448353086687,
        3.0312708524087637,
        4.539163805819278,
        4.91679413905047,
        2.653475567958777,
        5.077852169205449,
        43.600498511904775,
        7.31136175681848,
        9.52095486760831,
        2.970020491538357,
        42.44116177110367,
        2.8971696558622795,
        4.109442721860181,
        5.018218308652132,
        4.1024637833550015,
        3.1377286043164587,
        10.970210514518248,
        10.807984012652105,
        49.62322491677832,
        6.9942977499093075,
        13.928255581281359,
        3.7240483785220624,
        7.559683589490953,
        35.23216804029304,
        4.182895134553537,
        40.750074246405774,
        6.275012279288795,
        3.6718101551226563,
        54.87745963327859,
        20.76829763986014,
        16.617871604764073,
        2.5273591770829036,
        3.682295235401853,
        4.7403978350833045,
        3.923154707855947,
        20.954937910000226,
        6.171202168886963,
        5.09054118803683,
        9.587978740939613,
        11.025497216051756,
        5.769203440668894,
        2.3080782724876645,
        3.627282127642404,
        7.365509327434663,
        4.058865482517174,
        3.5711449344903823,
        6.104455665807874,
        3.3123300475189987,
        5.411923432689881,
        10.863235789568567,
        4.146986820745044,
        3.4991014406490737,
        4.136608994309872,
        3.2237074908983936,
        20.42345255925848,
        6.548773379910059,
        17.550282521719538,
        4.52812095132034,
        7.313511479156657,
        6.452321428571428,
        15.189400732065204,
        8.307617557635156,
        4.342822513633469,
        6.085227441551927,
        5.098430215777335,
        3.92930989518826,
        2.7897190234282627,
        15.9522393560387,
        3.898731052626733,
        3.0579363259065087,
        4.325724969342568,
        3.293530162985538,
        2.657638126319826,
        5.9170962486594005,
        4.373300258446833,
        3.628838828081603,
        18.363673061222407,
        24.818795516078115,
        3.7923571532634033,
        3.4969505986137626,
        6.1300344137617175,
        4.234380745078747,
        4.220090410214501,
        16.436715204872133,
        3.7006592136584566,
        18.558007586265735,
        14.539275622675722,
        3.9598953111946535,
        3.2618824362035053,
        11.990845357298081,
        3.3322486131828217,
        10.99685369800343,
        4.545288847748312,
        6.912142617300992,
        15.762970051953594,
        15.805123026891414,
        3.989446460402344,
        4.296433691163233,
        4.330819166898022,
        5.276944444444445,
        3.9116013323188175,
        3.5748765052735942,
        3.100436150383272,
        4.300729772292304,
        12.044324984269881,
        6.369232103804682,
        3.90697501727964,
        6.489537814547008,
        9.923311952166989,
        3.457472574009841,
        6.84893577152071,
        2.7834511304193263,
        3.675670627079157,
        2.956140826461549,
        6.005484525867787,
        12.235408708976633,
        17.380641647794107,
        3.430915993524018,
        11.976322891958961,
        11.727983502642081,
        9.89521222528414,
        13.099055808030787,
        10.116220534569832,
        8.365658087812214,
        5.028968254480952,
        7.674410602221153,
        6.5320833333333335,
        3.3836692618223725,
        4.097962563858496,
        3.3643109887505367,
        9.55625475205291,
        3.3544542402076134,
        9.112569104950083,
        11.813307436669426,
        5.995785949363799,
        15.219874591208882,
        5.3888315452888635,
        3.3783821971679107,
        4.756928295886045,
        6.916346980301031,
        3.3132774464903774,
        6.587112446395283,
        3.836008856024836,
        5.245076140183757,
        5.808873162301153,
        21.467476567733033,
        9.743699365186641,
        6.498172231361519,
        6.654268436419648,
        5.909808606693492,
        7.2406385345196815,
        6.892707411171771,
        8.337482767206223,
        5.917399780677576,
        4.836413562433698,
        3.6151525634410895,
        6.831241714379907,
        7.485176510541077,
        6.1685706365347714,
        6.720295408465601,
        2.6593550555406966,
        18.665764338475032,
        3.290966379294697,
        3.44585410793734,
        7.061602898365281,
        5.465404139021771,
        5.227002837667686,
        4.254230282755964,
        20.43648610981214,
        3.655648028022938,
        3.781414881414882,
        4.37420262760248,
        2.873189832408213,
        4.920201136548101,
        4.3510413620028485,
        3.9803694516109056,
        3.7002385223229575,
        3.4413839910089905,
        3.9252396074509273,
        13.705921722912636,
        4.383625142879943,
        4.375448802307599,
        4.047389957849316,
        2.732837470882421,
        1.7308868428141102,
        3.0676417399804485,
        2.9971935279314605,
        4.664332427573678,
        3.6288189820394914,
        4.220993799002646,
        5.3528371868204285,
        3.66215230355186,
        4.002610417892488,
        7.676541790283633,
        6.437231964888903,
        4.269866263005314,
        2.4707488729786173,
        4.7198032405110055,
        5.612312002804519,
        14.625230084305453,
        3.6140714880929035,
        3.5572362815032577,
        5.224139434011351,
        5.477481759484447,
        4.717224176672753,
        4.833436513042887,
        5.7309443449389015,
        4.22649805263852,
        2.730515645153526,
        5.5283073593073615,
        5.427382118133257,
        3.940668077984318,
        4.00491738583117,
        3.959090811624901,
        3.5244167705712965,
        2.8984728269751248,
        5.039294338734669,
        13.50759994485801,
        4.057196465756333,
        4.325730496307388,
        3.5733906955680714,
        14.89949622236245,
        5.702872931677446,
        3.9056311600623816,
        3.5031568180839137,
        2.9393727473155824,
        5.200318624220327,
        7.487987468219612,
        5.698530463445716,
        4.15427741491364,
        4.950372092272606,
        4.43087221438889,
        6.803461551000044,
        6.994946381654907,
        5.793690684315685,
        3.2738645257788628,
        4.213343618852869,
        6.012742293435707,
        5.120306091806119,
        4.537282029468988,
        3.3821425695045715,
        7.429242141652817,
        6.9034642502345465,
        3.0147376703853053,
        4.621625097874367,
        2.407656134536336,
        2.9365384055073,
        4.386228903058143,
        6.751748611387247,
        20.47574448695981,
        3.612560896447196,
        5.439696984045611,
        4.522636916959407,
        3.95243179893178,
        6.148281740466173,
        3.0057755833168085,
        27.768651244588746,
        3.1211717364656018,
        5.03599441844399,
        6.554656295323473,
        3.6854901880884072,
        3.76696176398831,
        3.8700211436936183,
        9.266325804263484,
        9.938329614965646,
        3.2651757046396046,
        5.6242183126358665,
        9.95777683081602,
        3.8732411526757375,
        5.021769944651274,
        4.552536759401287,
        22.80293994200244,
        4.3137029120953265,
        9.840816661138557,
        3.403059974408801,
        6.331186253878499,
        2.0866213806582365,
        2.7310212111470813,
        13.719240918395323,
        3.4609656599655163,
        8.312501237188737,
        14.061447394271624,
        5.604963958977708,
        4.027466119957071,
        3.6895129173787637,
        16.98024565306733,
        4.056235399084663,
        1.816849059171806,
        10.292836633297878,
        6.339617626261816,
        3.661408214958315,
        4.523388324675653,
        9.868868655363016,
        3.5803138933129928,
        10.875334983165699,
        5.7224209940744375,
        5.443766296543745,
        2.0939348687081383,
        3.293242842005037,
        12.920905351016906,
        4.821743044120665,
        6.4790837842712845,
        3.259114883654357,
        2.9003536980525984,
        3.894900666463166,
        6.981728813353064,
        11.402523291925466,
        2.8747160967299763,
        3.179529619120008,
        3.693301379992556,
        3.759750697971669,
        2.8161441497644883,
        4.383910230608228,
        3.7631753418814395,
        2.208514403177143,
        3.4582678424893927,
        3.5184383413921716,
        6.0981403615947,
        22.18789673498321,
        3.1645272577593544,
        5.1236539234014105,
        2.896550306141436,
        4.520573335059327,
        4.808343820010566,
        4.411672072413278,
        2.613345353564308,
        2.936415847209636,
        9.766675765376222,
        4.401295598454382,
        3.2407379886989918,
        2.8355943100834304,
        3.499219431446739,
        17.813482515371106,
        3.0182288701624995,
        3.7754579278280898,
        7.409410425494987,
        2.8255531621504355,
        3.281721337083604,
        3.691965061570116,
        5.615996065078863,
        3.5345452267419817,
        4.502323532055903,
        11.239960286392353,
        4.476523688197628,
        4.80171983249713,
        3.318370459178946,
        3.3155395738621225,
        5.055022593988597,
        2.8132208985867067,
        3.5052173100181334,
        2.7963491119128268,
        5.411849615296984,
        4.692379307805158,
        3.788370661429725,
        2.167134286859352,
        3.5995717670011143,
        2.8844047100239623,
        8.859560759580923,
        4.354299838543772,
        5.120119882737806,
        3.1853454554598715,
        4.204827751829908,
        3.922543638578383,
        7.135970009678282,
        2.8669869696774435,
        4.5724595543345545,
        4.1262500000000015,
        3.3227477693106167,
        4.4235322460915665,
        4.218479391020441,
        3.5824702380952385,
        7.077233824527997,
        3.327116322923285,
        16.90995599308099,
        3.188819079170841,
        3.8198349567950856,
        7.450542927219798,
        7.973689888542831,
        2.676137087056319,
        4.256489314959331,
        3.865072526755711,
        100.61020833333332,
        2.9126901522482687,
        19.4909043040293,
        3.4936503592086345,
        8.792710179056796,
        3.719284984947696,
        2.791887080821707,
        3.7277815787507795,
        51.53074900793651,
        3.2664850427350416,
        22.943214657630968,
        4.922056618091912,
        3.892060944458249,
        3.842985871989027,
        3.373441529875353,
        4.557927900559479,
        3.0509506777944284,
        2.5652022058823527,
        4.4719734779109785,
        14.342470936540588,
        3.085345457648045,
        7.23742760123559,
        3.0878254107264413,
        7.743601369367171,
        4.377920827052393,
        3.080204184704185,
        7.250181286413842,
        3.1658639166693576,
        3.1378195797084665,
        35.458710469192965,
        3.2594114264648364,
        4.9044858058608085,
        3.28508240738322,
        3.923375282176485,
        3.2099271149659474,
        3.170226085569245,
        4.584792733035657,
        3.914599855977248,
        5.870011041998872,
        9.80229834831108,
        3.5831955818348247,
        2.9802285510574817,
        2.8880337855137017,
        7.5039769366577165,
        2.6727442933726886,
        3.621646825396825,
        4.896420823556678,
        7.0255859936386695,
        2.5680237434023265,
        8.844008776907849,
        4.298988466488466,
        5.480286462114044,
        3.7939031066972255,
        3.382749148589036,
        6.272712856726569,
        5.729857003698915,
        3.599875859434684,
        5.748171466355971,
        29.840672897364076,
        13.99029839007408,
        6.656650048259479,
        8.402297234377537,
        4.882132117097656,
        2.1685947712418296,
        9.228494710183837,
        38.06123028922472,
        4.694343769450555,
        10.723244288477227,
        3.290602324068322,
        3.992366056128372,
        7.520172250124035,
        4.4842757077059066,
        4.783124046121673,
        5.5450954101933005,
        2.375014005602241,
        3.7104800052589684,
        2.5915893008909,
        4.2974823134371345,
        7.827627697873448,
        10.572115228592619,
        3.4801296059143265,
        2.3658594402673354,
        4.531599095308879,
        8.283002945810933,
        3.2540520539776527,
        3.9116625440193062,
        6.3490181811350475,
        3.2753913641306123,
        4.495331932146248,
        22.36194893787567,
        12.290036768786766,
        3.1020589557431664,
        7.087972493851863,
        4.061825431119241,
        13.665207049252697,
        5.818268495261487,
        8.027904201344434,
        3.229945022484375,
        9.942843903677607,
        4.698911326487177,
        5.35761415080003,
        3.373289573775246,
        20.60090580403081,
        4.09081803815286,
        4.117380015817517,
        17.096513441522514,
        5.629239615215624,
        3.1550039919321886,
        4.851725061673473,
        8.73085392995063,
        6.5132031733339595,
        5.385559574576268,
        7.400009862968866,
        4.820036877143394,
        4.478083022461318,
        4.196085069444443,
        14.411865198613045,
        2.5551397386406984,
        1.9350112580917536,
        4.9893678160919555,
        8.469715289279867,
        4.486036143024745,
        16.496393628091564,
        3.2089143953561328,
        18.12275576163595,
        10.42821233814174,
        3.200625771267525,
        5.130706012938697,
        3.3656508735482884,
        2.632393286513408,
        4.9998391510879925,
        4.0489036542073915,
        6.882043387421214,
        5.452420601926899,
        4.312302638399335,
        1.5508252510884086,
        22.267672226912023,
        5.221669206294443,
        23.843674263448637,
        3.367794913419913,
        5.534674031789625,
        4.117383648525146,
        4.433705808080808,
        12.003900829102442,
        4.568177108022696,
        7.481028950328662,
        16.950333266655118,
        3.878234656894137,
        9.222913905853996,
        3.5010255068387326,
        2.739776720088547,
        2.9144313084258737,
        3.4755862450915926,
        13.52338311600038,
        5.3590894086688365,
        17.66117199750713,
        30.56461244215554,
        7.822302694042968,
        28.34855089407842,
        7.430224049670874,
        4.283983089273851,
        2.8032391620710966,
        3.6648498238637455,
        9.393713569039658,
        12.340518895610694,
        3.1751254333380428,
        3.368597792514052,
        12.78313874566402,
        4.883335444660099,
        7.15503677011725,
        3.2490535714285715,
        9.470760309721234,
        14.385360232856033,
        3.1012884039356985,
        38.87453388625264,
        4.192494385235948,
        3.0423778344267585,
        6.211118675816593,
        5.030015137539988,
        6.661654746904636,
        10.269916248342435,
        7.218166134126074,
        11.835171607491816,
        2.3741228070175437,
        9.773989310484204,
        6.693064967269387,
        14.273307999917533,
        6.758625621702951,
        8.359089311109585,
        4.5114208395506346,
        5.9798342591590785,
        3.1528346251061024,
        9.76576518259593,
        7.526934102559102,
        6.807116414083586,
        2.8950249488446502,
        7.754562658984951,
        6.900062637808821,
        3.765650558802733,
        3.1808825417537534,
        4.126759047516794,
        5.6770468464997785,
        5.950968235424516,
        4.751325999527623,
        6.727298440130287,
        5.2954624474641205,
        4.65819220738412,
        6.6677705650955605,
        2.769813283799466,
        6.415313678757809,
        5.646369988970246,
        3.9719842923738375,
        5.129403919521157,
        10.12393856658487,
        6.033147016239121,
        9.609771468033909,
        7.708872386234282,
        5.375227630415962,
        3.025504058036912,
        2.8897055991062404,
        3.8470463577996834,
        4.6083211980852266,
        3.4459798496485745,
        31.374638289703263,
        4.218421138127635,
        7.962623749159857,
        7.028195788630019,
        5.2356281322956315,
        5.887349411260308,
        4.80348486048178,
        4.47406425636038,
        5.339813385809083,
        10.808628552942018,
        3.518791814365355,
        4.514876204374144,
        4.881007961336421,
        5.53987151639962,
        3.98690278879617,
        6.492228284622165,
        10.698021256891684,
        6.394643250517395,
        6.128665512361656,
        5.511936381623291,
        4.0141834996009615,
        3.723778071237589,
        8.101748777331702,
        5.4690419736501035,
        3.873113166233335,
        9.524478463727382,
        5.096741186110256,
        3.4949114366193506,
        5.806954782984233,
        3.8521066522241316,
        4.451045957402294,
        3.625532563743568,
        5.465934466230398,
        7.962465331923572,
        6.183980338807138,
        3.5214534752522515,
        6.268217715893487,
        5.892348355859072,
        7.541904462860643,
        4.079530395826112,
        3.1721440291737664,
        39.08914895411607,
        3.096019621992908,
        3.4017520558458285,
        5.42128843500846,
        8.146015580982505,
        5.6617853466706025,
        2.562967777557573,
        2.9933956461591014,
        6.9863312616344295,
        3.6106771736912298,
        3.92465726494497,
        3.3004570489173184,
        3.287320923309953,
        4.389562343293962,
        3.908014215494143,
        3.499330369056413,
        9.052456956999151,
        3.3478411964200987,
        5.033949336204263,
        3.563099513772153,
        4.0286842239635625,
        3.7739619210148168,
        2.573346109491259,
        2.727098455349604,
        6.497945710480501,
        3.222346365221405,
        3.4177511011384465,
        3.955917269783585,
        4.283802282926648,
        11.048101802761886,
        3.2621930138840654,
        6.092023375529473,
        4.126001520092261,
        8.610095663140571,
        5.356432734071519,
        6.3954214870646116,
        4.633084151068328,
        2.99132141066423,
        8.15605835137085,
        5.9225161058067055,
        4.172202330653708,
        4.741670535132223,
        4.28311952050147,
        11.20461354617605,
        2.4167355449939056,
        4.2193530207720285,
        4.923677939204149,
        3.256555192388843,
        2.532133310644858,
        3.297213224781431,
        2.745128078513872,
        3.4052023084205043,
        21.863005026285876,
        6.466403600494481,
        2.450378458565253,
        5.398622393588146,
        5.642406480530881,
        4.088492409499309,
        24.19229575163398,
        94.76773809523809,
        4.058891288477252,
        2.404063331575544,
        4.140985109581607,
        5.726842306421911,
        3.481257038230384,
        2.5010399747562184,
        3.691079082839829,
        3.716224951073317,
        7.351976911976912,
        4.259712578941326,
        5.171811080667699,
        4.6535328817127075,
        22.380037625418066,
        2.3375921699355047,
        13.040920444249766,
        5.362386236406239,
        51.816778935976316,
        3.312187608810426,
        3.4529114058540213,
        4.533089465811519,
        9.555918654469462,
        41.473398011302436,
        3.5185128843975018,
        2.4854621350737007,
        4.946925702317005,
        4.076900906643422,
        2.92964388795525,
        3.2210387587948377,
        24.666066990392647,
        5.178984381944226,
        7.902108672577424,
        4.096841456613629,
        5.422514058653763,
        6.553157739866303,
        2.95711809757587,
        6.657344877344875,
        3.0103950653483174,
        4.490039296762842,
        3.8385412281446216,
        3.2927638005269584,
        2.039862262675621,
        2.4779031435110888,
        3.1883149229242966,
        5.8198857799209955,
        4.63044459092451,
        2.876163246363641,
        3.3538250330789148,
        2.9361353237294243,
        7.268510141818965,
        48.50154220779221,
        4.107806156902439,
        3.2600600232355093,
        4.251516395112213,
        3.843732158743229,
        14.02455564706944,
        6.780314540531932,
        3.4591513445133195,
        3.4891882405190597,
        3.2239062402721084,
        3.8486779448621533,
        8.834340289340288,
        3.081259918455214,
        2.802010010976563,
        2.9568986336002823,
        3.5382087230880885,
        2.4226181944261005,
        9.977923153235654,
        21.60441045066045,
        3.717862925585461,
        6.106689447772597,
        4.239799057423076,
        5.236638016582337,
        7.434478007718506,
        16.584029948809356,
        2.8664646593573724,
        29.722270999439488,
        6.100988956980588,
        3.7227893968400116,
        3.0085999153796457,
        2.7191315236909817,
        11.259696019413314,
        4.5930794998515445,
        5.7558774155078245,
        3.3376985112458653,
        3.65933848534646,
        2.2380940041796897,
        4.0684814144189145,
        2.2731131682280257,
        3.7800010822510814,
        4.324854996651219,
        2.3580516850839,
        2.807442951920088,
        9.009596540800723,
        2.7043710199597144,
        4.797580612356387,
        3.631382023310812,
        4.867167234842658,
        2.7305420725168923,
        4.173226727769215,
        3.915474962489281,
        11.05843406246728,
        3.2899223094737136,
        32.78278619528619,
        4.217274702104491,
        6.426055075389543,
        3.449324882406052,
        14.434666541591847,
        3.4739539958032704,
        35.949704970954976,
        2.554194535697336,
        4.073963709460718,
        3.707296281819266,
        2.24761372190254,
        9.877656125209484,
        2.504770765055609,
        2.6475832180665013,
        3.433345970614353,
        3.810146322975271,
        2.893487488155344,
        16.962560275372773,
        6.737582708152562,
        4.554622443839799,
        5.9110963613477985,
        3.6006234442921583,
        3.320375430827406,
        4.957441314207697,
        3.1330342985186075,
        4.098663374979248,
        2.5832148843644265,
        4.724384125338169,
        5.080016526730923,
        3.468334244151793,
        3.954352138771655,
        3.9299007774785433,
        5.1949696940578445,
        4.7794809630366935,
        4.2542349922359755,
        3.8975738171300183,
        2.1564284563009157,
        26.12968781218781,
        12.731468113392458,
        24.087950052729457,
        6.097387408861097,
        11.128787973722186,
        2.9539109862931374,
        4.816100897705112,
        2.951196609097451,
        3.161469046464726,
        13.028294892982393,
        20.207214803312628,
        3.1395425453086387,
        5.018265660306594,
        4.2015793438587545,
        7.6818431353455265,
        3.5789098693703965,
        5.316684863677104,
        2.7990558173053244,
        14.706338755806847,
        4.585651123794507,
        4.4624874551676905,
        4.45727434115592,
        3.18847145909646,
        17.609864404114408,
        17.95819802713185,
        3.5397089056899365,
        3.82409022405033,
        3.0352032616598086,
        3.401708029313875,
        5.260252844431624,
        3.1898413623498505,
        4.2059886338912955,
        25.118797139850148,
        4.275259333551035,
        3.074663084311787,
        3.4449420573938507,
        6.358739426494843,
        4.185590372465372,
        3.2769593751658967,
        2.8425499847374844,
        4.181608340708728,
        3.822212702277852,
        3.1587397181797527,
        8.229672993889084,
        3.0948074845022004,
        3.8087982172321277,
        2.0488389440850727,
        3.8983225108225112,
        7.049371868552905,
        3.0433186215680816,
        2.85004916136495,
        3.872753498937709,
        4.823798578766219,
        2.7648620054186135,
        4.155676406926407,
        3.4254500836513597,
        4.416735807988756,
        10.92133571852359,
        6.731054971625133,
        15.52774756126129,
        3.424312585105332,
        6.5297269125960815,
        2.9938110761847594,
        5.26444620645223,
        3.2714050165520763,
        6.387032961092112,
        3.9485973263452663,
        27.607152997063324,
        3.1843609801413826,
        2.74098004906328,
        6.709885743404003,
        7.882567014806125,
        3.1085118486207204,
        29.868656855114878,
        6.095369122557144,
        13.533646096739755,
        20.07919566544567,
        6.760137654077384,
        6.061370727657322,
        3.761687784231341,
        2.8500468932403655,
        7.660994967706534,
        15.423006385575011,
        3.6384024457149464,
        11.15819010621292,
        2.2517150260794465,
        2.963081543796793,
        31.09809003560388,
        3.387697312849752,
        8.130990973796356,
        5.077748464483611,
        6.996743893361541,
        3.3240498091816866,
        3.4348677073342957,
        3.2908684160559463,
        6.301542825480081,
        5.84153882134084,
        4.532606045911443,
        28.384043199166175,
        4.841821863694157,
        5.666053175070963,
        2.0667617855699563,
        7.6757069893578205,
        3.4055406522700267,
        13.221171358907625,
        4.160652038400838,
        5.88477942816725,
        2.9641061728126945,
        2.9619393338143336,
        2.28177359779494,
        12.934291551236447,
        6.6377168411224154,
        2.9563385712704258,
        22.21119321971213,
        3.726206004052233,
        38.106792478548286,
        19.219505978250307,
        6.785679945054944,
        3.4130938067780177,
        3.925046632644139,
        9.650290171227892,
        5.140240307558389,
        3.2914977669239667,
        10.684089955864405,
        3.01261031409923,
        21.6633147913729,
        2.919966483715972,
        2.7992574667091636,
        15.161899167682982,
        29.92619836457311,
        10.006280671544213,
        7.909953923485443,
        2.6222042663605296,
        5.074614893571728,
        2.3722456675069905,
        9.530561432757674,
        3.2863899175872864,
        2.8559318957095345,
        5.607554008115175,
        6.920084743107928,
        5.1386593723075,
        11.19073842527951,
        9.629079977438243,
        6.34999350654975,
        7.125797202137414,
        3.7184609856943656,
        10.686015800398867,
        3.0259575888356847,
        12.274407186953974,
        2.638209153831604,
        4.130984286137529,
        8.772128890996347,
        2.629185918434728,
        4.975826756528692,
        13.14620787611375,
        9.343425716795279,
        2.2433134738884544,
        8.049101383373642,
        8.72677993212936,
        15.531993905233504,
        45.074669462481964,
        7.190120359052344,
        6.80715326972198,
        3.7815983566876423,
        6.1933512903685095,
        12.1176523113905,
        3.2119246980475205,
        2.7712489588467366,
        8.628436844015031,
        9.04779017657523,
        10.774685119555356,
        3.756917926301469,
        3.5315718520301957,
        8.312361236404461,
        3.8876495630648593,
        6.371118711425858,
        7.009672325061933,
        3.422208041880796,
        3.206981990795716,
        7.213955927753743,
        3.8994511290680647,
        10.471901608522025,
        3.6736815054219263,
        3.0893166655930138,
        3.0559479042235744,
        5.8694349838041875,
        2.7275344936948707,
        2.8483820058120184,
        2.476355172134872,
        9.052302928191304,
        5.570897701402763,
        2.961777141457002,
        3.1299948909028625,
        7.637668048465893,
        8.943075131356265,
        3.903008245967321,
        3.366623280636632,
        6.693018437326852,
        2.7906332337253397,
        8.425342095840843,
        6.13827334573042,
        8.263072817513606,
        7.678699925533235,
        5.164937864062335,
        6.655958883645297,
        5.946957367158591,
        3.710918787605381,
        5.120306322661649,
        6.5654109433025765,
        3.746473189140476,
        4.696893386369586,
        5.234462493074685,
        4.390995685942512,
        14.342596276499874,
        2.5286422065684744,
        4.6828267999953415,
        3.5571817950194964,
        7.509866145144403,
        2.8391909485490583,
        4.3918317150303485,
        13.41076700803549,
        3.6451466323257518,
        3.478040189883263,
        5.7637043227706695,
        6.544561629729038,
        11.504867342343257,
        8.061352021437758,
        3.6296046179748194,
        4.695807235167495,
        5.015941088337388,
        3.554673574730089,
        7.7280055912225025,
        11.407263438633711,
        6.860467824649026,
        3.0549910642060167,
        2.9613865960462,
        6.998309106068393,
        5.112431116631101,
        19.244999056133924,
        7.526904744635644,
        8.567798037676368,
        5.021048418823832,
        4.691533608577823,
        3.9902258688596697,
        6.02926344252002,
        20.765278044623035,
        2.7908431829951,
        4.849537042168809,
        4.4677003935045745,
        3.631343360276591,
        35.54398975588491,
        35.17222478909978,
        5.490722511624217,
        11.928436720866644,
        4.512637836026025,
        6.151923234302462,
        4.3686717214012845,
        4.743501735103116,
        3.0480221237034355,
        5.366438627366619,
        7.870978380993002,
        4.361470719684144,
        4.0563360133682504,
        3.490432283433977,
        4.021274523585384,
        4.2029130220550845,
        3.3033018760864024,
        4.351611530426434,
        3.0849605144429315,
        15.908852962048385,
        3.5418936057744697,
        4.781951421618703,
        7.3930313873248625,
        3.0023944361791006,
        5.530930233171665,
        4.965478794247066,
        6.8630488073293625,
        10.905327169533688,
        6.130778618417772,
        18.978297726022376,
        3.7320166502533327,
        6.325974235489007,
        3.6597721902252816,
        3.27062549933304,
        4.9623477515388625,
        4.885634530115612,
        4.253838507791168,
        5.566437577288807,
        4.084625808325494,
        3.6945635653961837,
        6.687345641120148,
        3.1430303329463203,
        2.785876705334666,
        8.183377045340281,
        5.398092243522638,
        3.118866430599808,
        6.339431499081384,
        3.6014426868128617,
        5.321142403180809,
        7.1317088358915885,
        3.069753042455848,
        3.9746758743739585,
        3.8614358648728855,
        2.780409526768239,
        3.5649159285512324,
        8.907442599412857,
        3.1120912286112747,
        3.082471524977321,
        3.4656866270922326,
        13.077302460259164,
        5.739491412386634,
        8.243120051949244,
        4.732272598116252,
        3.6132513197421017,
        4.566700496046603,
        2.5780701147389133,
        8.603875283044433,
        5.504706562995479,
        3.469255135126235,
        3.6354456530273906,
        3.3756454860385325,
        3.793636507875582,
        4.736961676414416,
        3.600182005439641,
        4.611409919683164,
        9.02712093074935,
        2.991214151028939,
        4.706300695965544,
        3.119739773118336,
        5.434050493856996,
        3.779671993444537,
        11.000860440997117,
        4.844929684243941,
        2.7108180251372844,
        9.478179762406755,
        2.9277424074955185,
        4.4953707659769835,
        2.926776445119581,
        5.503346480491293,
        4.724807147862784,
        4.390036043232496,
        3.513393318852032,
        7.004826104589335,
        7.334018168861919,
        4.0539820699051115,
        4.139553827880756,
        3.1799493686079825,
        2.72063523221418,
        10.452752839598887,
        3.5178815549253,
        3.4871007407625045,
        5.031938623496076,
        3.0570269619899038,
        2.5715107356411697,
        2.671406106977232,
        3.4517651663135314,
        2.4940946889184468,
        7.54652463492788,
        3.029972267928621,
        3.3716992888745936,
        3.892605730213813,
        2.7312562968362393,
        5.073413095014972,
        12.524627572590804,
        2.39087595245368,
        5.741592710152494,
        2.93935213507164,
        3.4472477731846864,
        3.0654655462886433,
        3.242978644162855,
        6.598015375471167,
        3.983844925293159,
        3.396517554876737,
        18.122074770989247,
        3.2837621343161905,
        4.977088130081703,
        2.6538784346551276,
        6.9936082488070745,
        7.223926213645479,
        2.525349144065837,
        5.003095516090256,
        7.821936943793987,
        4.75484696953504,
        4.666922208517309,
        7.2698391581088435,
        3.006371006501904,
        5.042277553739417,
        21.961622421695953,
        7.947530379271316,
        3.4592615467410552,
        3.6808593591205687,
        4.46747787128592,
        5.432966162114641,
        10.872292360417363,
        3.7137174046358687,
        45.237459415584404,
        2.677676469819463,
        2.8509679230590113,
        3.6815078289765015,
        6.68987614653137,
        6.588174791848857,
        9.665291972164908,
        6.432531620591191,
        4.474893404185211,
        5.764522871134711,
        3.0608011824090613,
        4.594483368496526,
        4.256914503198922,
        4.729244161936774,
        4.047780417176246,
        3.060412738436948,
        4.010623607193462,
        6.288018604620182,
        4.5941355693708745,
        3.514580706035916,
        4.113403681521476,
        3.330117243867245,
        3.8966208880258115,
        2.510352246304941,
        4.451961794930083,
        2.7412677931400498,
        3.5994622295503027,
        4.804819170262109,
        3.3315954603768985,
        18.11964105156073,
        7.517560993593251,
        4.516965193475256,
        7.493950098659397,
        3.745271779597549,
        3.5955706975772754,
        3.5194161229491003,
        6.67417218940743,
        3.1300399764890052,
        3.3376370851370845,
        5.119925847224677,
        6.621414016289016,
        3.4705546458897545,
        4.2544712518518635,
        4.949729526231262,
        2.8434841596017706,
        3.355173875056709,
        4.401405177405334,
        16.561881545215275,
        9.147034701026168,
        3.0689579122916744,
        3.2078852030519176,
        3.665410626117089,
        6.317700652586786,
        6.064924590758762,
        3.727414224325212,
        3.949586290526404,
        4.388037979744074,
        14.800539914206636,
        7.65101090594215,
        4.040365775013823,
        5.147931966497048,
        5.029706431404359,
        4.3437087455161025,
        3.646504599499933,
        4.443012904013092,
        3.762535045220693,
        14.981353866721511,
        3.5260039813046338,
        3.7331349137932808,
        10.236810787896312,
        6.507612608853685,
        6.789906819906821,
        3.431006550344766,
        4.565377543003871,
        3.1164913860182213,
        2.9995647685647686,
        3.1542133645124717,
        8.562785203337755,
        4.807803578651648,
        20.415477131564085,
        4.900855574413957,
        4.992413666421507,
        2.771000821324271,
        4.638995117875872,
        3.1740922965922964,
        5.0104323944007385,
        5.782801071413692,
        9.196884580463127,
        5.818399286573001,
        4.996681230652468,
        3.2344383877407616,
        4.238203121401597,
        9.113036593799883,
        6.085468855020694,
        4.5508821094193435,
        2.1264120626320704,
        5.142345513785731,
        9.858005709600297,
        23.22711280549516,
        10.704064185650353,
        2.777378601590664,
        3.9760705785249133,
        3.9420206542949945,
        13.538737581746785,
        10.427571689146768,
        10.699998977073422,
        3.9452976190476186,
        5.949389080934156,
        12.468297212163632,
        4.414248440575733,
        4.097197026647704,
        7.186367760796112,
        10.412798992361928,
        2.663617835624415,
        2.9377627064309366,
        3.7068513566486962,
        4.346050610316502,
        5.520311271498435,
        3.5909807506484217,
        3.9664316991312174,
        9.719217164398888,
        4.022968367386533,
        3.469546885035168,
        4.442154633809993,
        4.306743088161193,
        8.134481651043462,
        3.6969568544200917,
        3.503737546056936,
        9.335292632204396,
        2.9265897149514863,
        3.6443117365251783,
        16.894928445737268,
        5.231731178600022,
        6.811292454662294,
        14.560029518173994,
        3.095064945056538,
        11.293504691904992,
        3.4344776411531717,
        4.591543755861402,
        4.167282242619427,
        2.7572196757831384,
        2.356685707739113,
        3.8978494091648574,
        9.623711066803878,
        3.5798798256195803,
        3.8595045840175133,
        5.416666527916527,
        26.187525147166443,
        4.796611071975324,
        3.6240723723709736,
        2.195624584540118,
        4.404944228452324,
        5.246974066088773,
        3.800416135871841,
        5.3621907119597765,
        5.7014767381311495,
        6.625973103938192,
        3.778840769509456,
        2.524388728013248,
        38.27717602868714,
        4.120888463857751,
        22.36928260011977,
        3.712097121816364,
        3.6443289328609234,
        2.8528081342254783,
        6.630757573169296,
        12.129714388792223,
        2.9415160125550317,
        5.943768654503515,
        8.624124432804582,
        8.015551876838114,
        3.954197157249252,
        2.628894207524392,
        3.4667531583203437,
        4.28129795180956,
        7.299789101519363,
        3.915693768313848,
        36.291268910827725,
        4.149757834143506,
        2.6573223309073386,
        4.783321559521754,
        4.926818487557344,
        3.5091020997598603,
        4.477007352172075,
        4.1364638875185795,
        4.048476110442606,
        3.2666421253658884,
        8.813090611404998,
        4.6315700865538725,
        4.961838706636501,
        6.676366773864897,
        4.666003289644639,
        8.918085621078266,
        4.820659100817641,
        4.488293033097829,
        3.920958920988893,
        6.398959514535173,
        6.1748247169585,
        8.507476828455133,
        4.141239306503263,
        5.2380028906775395,
        5.953977898327178,
        5.4438983453300684,
        11.236710322222967,
        4.71621373247722,
        3.623601170221951,
        4.029751037804872,
        2.5203260914398924,
        5.865648138394342,
        10.269044316266783,
        4.241244400158503,
        6.318948037224693,
        9.580788721859546,
        4.3614912466980424,
        3.4275634627677833,
        4.114918065490238,
        8.314812234148302,
        3.572266428909927,
        4.236882239896612,
        3.535514809981578,
        4.706460427227216,
        6.6087934672931485,
        5.0191226635799016,
        3.1932170523654784,
        3.4463979020592004,
        3.4759017432397346,
        6.455575631476368,
        5.141962816509835,
        6.765192765562409,
        4.605856302781612,
        3.403810648654699,
        4.694135571265072,
        3.1249726765538712,
        5.964376119883298,
        4.122560287872085,
        3.701583550920768,
        4.102460224590507,
        4.0137701467555535,
        4.06459985097916,
        3.207462460752101,
        7.515623385518497,
        13.278870843950696,
        3.1458317101143964,
        3.5503297967812144,
        4.915366701702681,
        4.246439164294616,
        2.9395218746918013,
        3.927504083513448,
        6.523540406676434,
        6.540405927425183,
        3.2100724304927604,
        2.6778727043176613,
        3.4803023025703297,
        3.733956126830602,
        3.2203997803067006,
        3.3645202583418037,
        4.978986277429223,
        2.7658993746080864,
        4.5759768302047705,
        6.702732835410353,
        6.130350025906175,
        3.36546570813844,
        4.703703703207479,
        6.952773530239571,
        5.009379188583548,
        4.633773642349473,
        2.8824801648952816,
        3.009327290680123,
        6.131892864016747,
        3.780521677575405,
        2.3830948984132068,
        3.719312944438674,
        4.252988563051127,
        2.866672374407349,
        3.2076757258923667,
        4.858197078807369,
        3.426821837399425,
        4.282164154336949,
        4.0535495661599885,
        6.6243145509612456,
        4.578460683144861,
        3.222533901663,
        8.678950848098268,
        6.8937953536779775,
        2.772003562735014,
        2.391120757739833,
        3.2331404384094884,
        5.333234312384701,
        9.449353400450512,
        3.3192230334685755,
        3.1582617068987036,
        6.850154420964137,
        3.3231058076198945,
        5.714480920438351,
        21.40432449477766,
        3.6512527721730015,
        4.131443761034313,
        3.3739123534874227,
        4.151905629523449,
        3.5281763973682088,
        3.408767434391167,
        3.1369248675207926,
        8.658402440194045,
        10.900630887955305,
        2.9745870469399884,
        3.9511694774238975,
        4.8170476745476725,
        5.255632873963546,
        3.6589985832262766,
        4.663678433295392,
        3.992282501790106,
        4.019568238473428,
        6.838806684711415,
        2.8934537155391924,
        3.435770051861791,
        4.731872141521778,
        4.597134065068191,
        3.4229829295076404,
        4.035755720627264,
        3.302535959869481,
        4.230522576683941,
        4.416743626743626,
        2.9807027740727854,
        6.831716189618961,
        3.301597923216712,
        3.675441948721978,
        6.148261789484532,
        3.296585869263524,
        4.885412419896693,
        2.721488427422252,
        3.9409070850058345,
        3.814107611277084,
        7.700745471144271,
        4.018437204177377,
        3.7447307249853687,
        3.357261300605669,
        5.100820473793534,
        5.124966052969796,
        11.156711515235038,
        3.604940476190476,
        2.808754040436508,
        6.58115212746191,
        2.7688333908442604,
        8.823559139807625,
        3.1704648547073067,
        8.523308487733713,
        4.2340818484984215,
        4.859742223267948,
        3.242297830505085,
        3.8403232604222763,
        5.06804541809484,
        5.739216282407415,
        10.826232834203026,
        8.097818206206938,
        3.954711009198007,
        6.247801648500447,
        6.095408682961358,
        4.314306129706116,
        7.53413426500188,
        4.973297137096441,
        2.561011010946921,
        9.548107989796867,
        4.861365341169827,
        5.130003757816259,
        3.8988697962674976,
        4.476784243321618,
        4.669061279134806,
        2.7911032352383085,
        11.640851054953346,
        3.7206131524657087,
        3.2106710048174336,
        7.690617177770918,
        3.5074630300813947,
        4.873510530728766,
        5.869956880197437,
        10.511108952877494,
        3.890234559385017,
        3.2258398725034017,
        3.4164726939726933,
        4.708063712846995,
        10.230174197400494,
        3.425168033691624,
        13.6457714033663,
        3.866008838711197,
        4.631829513424479,
        65.56331178625294,
        5.398781258112278,
        5.664383286110505,
        3.945697707113148,
        5.092630633133219,
        6.300025660497859,
        5.038027072398657,
        64.41402629832481,
        2.609970837530919,
        3.4995894991221697,
        4.851833850088495,
        3.5897082936854066,
        5.484309486976569,
        4.365871304974897,
        3.1793088736419763,
        6.574797584806756,
        15.263731260178176,
        3.9200367233157496,
        7.4732263051953085,
        2.971785728921418,
        2.8877893240608836,
        4.007978459351532,
        3.8081315635125614,
        23.422259199134192,
        3.2064057266814325,
        3.7879637320761113
    ],
    "alert": [
        0,
        0,
        0,
        0,
        0,
        0,
        0,
        0,
        0,
        0,
        0,
        0,
        0,
        0,
        0,
        0,
        0,
        0,
        0,
        0,
        0,
        0,
        0,
        0,
        0,
        0,
        0,
        0,
        0,
        0,
        0,
        0,
        0,
        0,
        0,
        0,
        0,
        0,
        0,
        0,
        0,
        0,
        0,
        0,
        0,
        0,
        0,
        0,
        0,
        0,
        0,
        0,
        0,
        0,
        0,
        0,
        0,
        0,
        0,
        0,
        0,
        0,
        0,
        0,
        0,
        0,
        0,
        0,
        0,
        0,
        0,
        0,
        0,
        0,
        0,
        0,
        0,
        0,
        0,
        0,
        0,
        0,
        0,
        0,
        0,
        0,
        0,
        0,
        0,
        0,
        0,
        0,
        0,
        0,
        0,
        0,
        0,
        0,
        0,
        0,
        0,
        0,
        0,
        0,
        0,
        0,
        0,
        0,
        0,
        0,
        0,
        0,
        0,
        0,
        0,
        0,
        0,
        0,
        0,
        0,
        0,
        0,
        0,
        0,
        0,
        0,
        0,
        0,
        0,
        0,
        0,
        0,
        0,
        0,
        0,
        0,
        0,
        0,
        0,
        0,
        0,
        0,
        0,
        0,
        0,
        0,
        0,
        0,
        0,
        0,
        0,
        0,
        0,
        0,
        0,
        0,
        0,
        0,
        0,
        0,
        0,
        0,
        0,
        0,
        0,
        0,
        0,
        0,
        0,
        0,
        0,
        0,
        0,
        0,
        0,
        0,
        0,
        0,
        0,
        0,
        0,
        0,
        0,
        0,
        0,
        0,
        0,
        0,
        0,
        0,
        0,
        0,
        0,
        0,
        0,
        0,
        0,
        0,
        0,
        0,
        0,
        0,
        0,
        0,
        0,
        0,
        0,
        0,
        0,
        0,
        0,
        0,
        0,
        0,
        0,
        0,
        0,
        0,
        0,
        0,
        0,
        0,
        0,
        0,
        0,
        0,
        0,
        0,
        0,
        0,
        0,
        0,
        0,
        0,
        0,
        0,
        0,
        0,
        1,
        0,
        0,
        0,
        0,
        0,
        0,
        0,
        0,
        0,
        0,
        0,
        0,
        0,
        0,
        0,
        0,
        0,
        0,
        0,
        0,
        0,
        0,
        0,
        0,
        0,
        0,
        0,
        0,
        0,
        0,
        0,
        0,
        0,
        0,
        0,
        0,
        0,
        0,
        0,
        0,
        0,
        0,
        0,
        0,
        0,
        0,
        0,
        0,
        0,
        0,
        0,
        0,
        0,
        0,
        0,
        0,
        0,
        0,
        0,
        0,
        0,
        0,
        0,
        0,
        0,
        0,
        0,
        0,
        0,
        0,
        0,
        1,
        0,
        0,
        0,
        0,
        1,
        1,
        0,
        1,
        0,
        0,
        0,
        0,
        0,
        0,
        0,
        0,
        0,
        0,
        0,
        0,
        0,
        0,
        0,
        0,
        0,
        0,
        0,
        0,
        0,
        0,
        0,
        0,
        0,
        0,
        0,
        0,
        0,
        0,
        0,
        0,
        0,
        0,
        0,
        0,
        0,
        0,
        0,
        0,
        0,
        0,
        0,
        0,
        0,
        0,
        0,
        0,
        0,
        1,
        0,
        0,
        0,
        0,
        0,
        0,
        0,
        0,
        0,
        1,
        0,
        0,
        0,
        0,
        0,
        0,
        0,
        0,
        0,
        0,
        0,
        0,
        0,
        0,
        0,
        0,
        0,
        0,
        0,
        0,
        0,
        0,
        0,
        0,
        0,
        0,
        0,
        0,
        0,
        0,
        0,
        0,
        0,
        0,
        0,
        0,
        0,
        0,
        0,
        0,
        0,
        0,
        0,
        0,
        0,
        0,
        0,
        0,
        0,
        0,
        0,
        0,
        0,
        0,
        0,
        0,
        0,
        0,
        0,
        0,
        0,
        0,
        0,
        0,
        0,
        0,
        0,
        0,
        0,
        0,
        0,
        0,
        0,
        0,
        0,
        0,
        0,
        0,
        0,
        0,
        0,
        0,
        0,
        0,
        0,
        0,
        0,
        0,
        0,
        0,
        0,
        0,
        0,
        0,
        0,
        0,
        0,
        0,
        0,
        0,
        0,
        0,
        0,
        0,
        0,
        0,
        0,
        0,
        0,
        0,
        0,
        0,
        0,
        0,
        0,
        0,
        0,
        0,
        0,
        0,
        0,
        0,
        0,
        0,
        0,
        0,
        0,
        0,
        0,
        0,
        0,
        0,
        0,
        0,
        0,
        0,
        0,
        0,
        0,
        0,
        0,
        0,
        0,
        0,
        0,
        0,
        0,
        0,
        0,
        0,
        0,
        0,
        0,
        0,
        0,
        0,
        0,
        0,
        0,
        0,
        0,
        0,
        0,
        0,
        0,
        0,
        0,
        0,
        0,
        0,
        0,
        0,
        0,
        0,
        0,
        0,
        0,
        0,
        0,
        0,
        0,
        0,
        0,
        0,
        0,
        0,
        0,
        0,
        0,
        0,
        0,
        0,
        0,
        0,
        0,
        0,
        0,
        0,
        0,
        0,
        0,
        0,
        0,
        0,
        0,
        0,
        0,
        0,
        0,
        0,
        0,
        0,
        0,
        0,
        0,
        0,
        0,
        0,
        0,
        0,
        0,
        0,
        0,
        0,
        0,
        0,
        0,
        0,
        0,
        0,
        0,
        0,
        0,
        0,
        0,
        0,
        0,
        0,
        0,
        0,
        0,
        0,
        0,
        0,
        0,
        0,
        0,
        0,
        0,
        0,
        0,
        0,
        0,
        0,
        0,
        0,
        0,
        0,
        0,
        0,
        0,
        0,
        0,
        0,
        0,
        0,
        0,
        0,
        0,
        0,
        0,
        0,
        0,
        0,
        0,
        0,
        0,
        0,
        0,
        0,
        0,
        0,
        0,
        0,
        0,
        0,
        0,
        0,
        0,
        0,
        0,
        0,
        0,
        0,
        0,
        0,
        0,
        0,
        0,
        0,
        0,
        0,
        0,
        0,
        0,
        0,
        0,
        0,
        0,
        0,
        0,
        0,
        0,
        0,
        0,
        0,
        0,
        0,
        0,
        0,
        0,
        0,
        0,
        0,
        0,
        0,
        0,
        0,
        0,
        0,
        0,
        0,
        0,
        0,
        0,
        0,
        0,
        0,
        0,
        0,
        0,
        0,
        0,
        0,
        0,
        0,
        0,
        0,
        0,
        0,
        0,
        0,
        1,
        0,
        0,
        0,
        0,
        0,
        0,
        0,
        1,
        0,
        0,
        0,
        0,
        0,
        0,
        0,
        0,
        0,
        0,
        0,
        0,
        0,
        0,
        0,
        0,
        0,
        0,
        0,
        0,
        0,
        0,
        0,
        0,
        0,
        0,
        0,
        0,
        0,
        0,
        0,
        0,
        0,
        0,
        0,
        0,
        0,
        0,
        0,
        0,
        0,
        0,
        0,
        0,
        0,
        0,
        0,
        0,
        0,
        0,
        0,
        0,
        0,
        0,
        0,
        0,
        0,
        0,
        0,
        0,
        0,
        0,
        0,
        0,
        0,
        0,
        0,
        0,
        0,
        0,
        0,
        0,
        0,
        0,
        0,
        0,
        0,
        0,
        0,
        0,
        0,
        0,
        0,
        0,
        0,
        0,
        0,
        0,
        0,
        0,
        0,
        0,
        0,
        0,
        0,
        0,
        0,
        0,
        0,
        0,
        0,
        0,
        0,
        0,
        0,
        0,
        0,
        0,
        0,
        0,
        0,
        0,
        0,
        0,
        0,
        0,
        0,
        0,
        0,
        0,
        0,
        0,
        0,
        0,
        0,
        0,
        0,
        0,
        0,
        0,
        0,
        0,
        0,
        0,
        0,
        0,
        0,
        0,
        0,
        0,
        0,
        0,
        0,
        0,
        0,
        0,
        0,
        0,
        0,
        0,
        0,
        0,
        0,
        0,
        0,
        0,
        0,
        0,
        0,
        0,
        0,
        0,
        0,
        0,
        0,
        0,
        0,
        0,
        0,
        0,
        0,
        0,
        0,
        0,
        0,
        0,
        0,
        0,
        0,
        0,
        0,
        0,
        0,
        0,
        0,
        0,
        0,
        0,
        0,
        0,
        0,
        0,
        0,
        0,
        0,
        0,
        0,
        0,
        0,
        0,
        0,
        0,
        0,
        0,
        0,
        0,
        0,
        0,
        0,
        0,
        0,
        0,
        0,
        0,
        0,
        0,
        0,
        0,
        0,
        0,
        0,
        0,
        0,
        0,
        0,
        0,
        0,
        0,
        0,
        0,
        0,
        0,
        0,
        0,
        0,
        0,
        0,
        0,
        0,
        0,
        0,
        0,
        0,
        0,
        0,
        0,
        0,
        0,
        0,
        0,
        0,
        0,
        0,
        0,
        0,
        0,
        0,
        0,
        0,
        0,
        0,
        0,
        0,
        0,
        0,
        0,
        0,
        0,
        0,
        0,
        0,
        0,
        0,
        0,
        0,
        0,
        0,
        0,
        0,
        0,
        0,
        0,
        0,
        0,
        0,
        0,
        0,
        0,
        0,
        0,
        0,
        0,
        0,
        0,
        0,
        0,
        0,
        0,
        0,
        0,
        0,
        0,
        0,
        0,
        0,
        0,
        0,
        0,
        0,
        0,
        0,
        0,
        0,
        0,
        1,
        0,
        0,
        0,
        0,
        0,
        0,
        0,
        0,
        0,
        0,
        0,
        0,
        0,
        0,
        0,
        0,
        1,
        0,
        0,
        0,
        0,
        0,
        0,
        0,
        0,
        0,
        0,
        0,
        0,
        0,
        0,
        0,
        0,
        0,
        0,
        0,
        0,
        0,
        0,
        0,
        0,
        0,
        0,
        0,
        0,
        0,
        0,
        0,
        0,
        1,
        0,
        0,
        0,
        0,
        0,
        0,
        0,
        0,
        0,
        0,
        0,
        0,
        0,
        0,
        0,
        0,
        0,
        0,
        0,
        0,
        0,
        0,
        0,
        0,
        0,
        0,
        0,
        0,
        0,
        0,
        0,
        0,
        0,
        0,
        0,
        0,
        0,
        0,
        0,
        0,
        0,
        0,
        0,
        0,
        0,
        0,
        0,
        0,
        0,
        0,
        0,
        0,
        0,
        0,
        0,
        0,
        0,
        0,
        0,
        0,
        0,
        0,
        0,
        0,
        0,
        0,
        0,
        0,
        0,
        0,
        0,
        0,
        0,
        0,
        0,
        0,
        0,
        0,
        0,
        0,
        0,
        0,
        0,
        0,
        0,
        0,
        0,
        0,
        0,
        0,
        0,
        0,
        0,
        0,
        0,
        0,
        0,
        0,
        0,
        0,
        0,
        0,
        0,
        0,
        0,
        0,
        0,
        0,
        0,
        0,
        0,
        0,
        0,
        0,
        0,
        0,
        0,
        0,
        0,
        0,
        0,
        0,
        0,
        0,
        0,
        0,
        0,
        0,
        0,
        0,
        0,
        0,
        0,
        0,
        0,
        0,
        0,
        0,
        0,
        0,
        0,
        0,
        0,
        0,
        0,
        0,
        0,
        0,
        0,
        0,
        0,
        0,
        0,
        0,
        0,
        0,
        0,
        0,
        0,
        0,
        0,
        0,
        0,
        0,
        0,
        0,
        0,
        0,
        0,
        0,
        0,
        0,
        0,
        0,
        0,
        0,
        0,
        0,
        0,
        0,
        0,
        0,
        0,
        0,
        0,
        0,
        0,
        0,
        0,
        0,
        0,
        0,
        0,
        0,
        0,
        0,
        0,
        0,
        0,
        0,
        0,
        0,
        0,
        0,
        0,
        0,
        0,
        0,
        0,
        0,
        0,
        0,
        0,
        0,
        0,
        0,
        0,
        0,
        0,
        0,
        0,
        0,
        0,
        0,
        0,
        0,
        0,
        0,
        0,
        0,
        0,
        0,
        0,
        0,
        0,
        0,
        0,
        0,
        0,
        0,
        0,
        0,
        0,
        0,
        0,
        0,
        0,
        0,
        0,
        1,
        0,
        0,
        0,
        0,
        0,
        0,
        0,
        0,
        0,
        0,
        0,
        0,
        0,
        0,
        0,
        0,
        0,
        0,
        0,
        0,
        0,
        0,
        0,
        0,
        0,
        0,
        0,
        0,
        0,
        0,
        0,
        0,
        0,
        0,
        0,
        0,
        0,
        0,
        0,
        0,
        0,
        0,
        0,
        0,
        0,
        0,
        0,
        0,
        0,
        0,
        0,
        0,
        0,
        0,
        0,
        0,
        0,
        0,
        0,
        0,
        0,
        0,
        0,
        0,
        0,
        0,
        0,
        0,
        0,
        0,
        0,
        0,
        0,
        0,
        0,
        0,
        0,
        0,
        0,
        0,
        0,
        0,
        0,
        0,
        0,
        0,
        0,
        0,
        0,
        0,
        0,
        0,
        0,
        0,
        0,
        0,
        0,
        0,
        0,
        0,
        0,
        0,
        0,
        0,
        0,
        0,
        0,
        0,
        0,
        0,
        0,
        0,
        0,
        0,
        0,
        0,
        0,
        0,
        0,
        0,
        0,
        0,
        0,
        0,
        0,
        0,
        0,
        0,
        0,
        0,
        0,
        0,
        0,
        0,
        0,
        0,
        0,
        0,
        0,
        0,
        0,
        0,
        0,
        0,
        0,
        0,
        0,
        0,
        0,
        0,
        0,
        0,
        0,
        0,
        0,
        0,
        0,
        0,
        0,
        0,
        0,
        0,
        0,
        0,
        0,
        0,
        0,
        0,
        0,
        0,
        0,
        0,
        0,
        0,
        0,
        0,
        0,
        0,
        0,
        0,
        0,
        0,
        0,
        0,
        0,
        0,
        0,
        0,
        0,
        0,
        0,
        0,
        0,
        0,
        0,
        0,
        0,
        0,
        0,
        0,
        0,
        0,
        0,
        0,
        0,
        0,
        0,
        0,
        0,
        0,
        0,
        0,
        0,
        0,
        0,
        0,
        0,
        0,
        0,
        0,
        0,
        0,
        0,
        0,
        0,
        0,
        0,
        0,
        0,
        0,
        0,
        0,
        0,
        0,
        1,
        0,
        0,
        0,
        0,
        0,
        0,
        0,
        0,
        0,
        0,
        0,
        0,
        0,
        0,
        0,
        0,
        0,
        0,
        0,
        0,
        0,
        0,
        0,
        0,
        0,
        0,
        0,
        0,
        0,
        0,
        0,
        0,
        0,
        0,
        0,
        0,
        0,
        0,
        0,
        0,
        0,
        0,
        0,
        0,
        0,
        0,
        0,
        0,
        0,
        0,
        0,
        0,
        0,
        0,
        0,
        0,
        0,
        0,
        0,
        0,
        0,
        0,
        0,
        0,
        0,
        0,
        0,
        0,
        0,
        0,
        0,
        0,
        0,
        0,
        0,
        0,
        0,
        0,
        0,
        0,
        0,
        0,
        0,
        0,
        0,
        0,
        0,
        0,
        0,
        0,
        0,
        0,
        0,
        0,
        0,
        0,
        0,
        0,
        0,
        0,
        0,
        0,
        0,
        0,
        0,
        0,
        0,
        0,
        0,
        0,
        0,
        0,
        0,
        0,
        0,
        0,
        0,
        0,
        0,
        0,
        0,
        0,
        0,
        0,
        0,
        0,
        0,
        0,
        0,
        0,
        0,
        0,
        0,
        0,
        0,
        0,
        0,
        0,
        0,
        0,
        0,
        0,
        0,
        0,
        0,
        0,
        0,
        0,
        0,
        0,
        0,
        0,
        0,
        0,
        0,
        0,
        0,
        0,
        0,
        0,
        0,
        0,
        0,
        0,
        0,
        0,
        0,
        0,
        0,
        0,
        0,
        0,
        0,
        0,
        0,
        0,
        0,
        0,
        0,
        0,
        0,
        0,
        0,
        0,
        0,
        0,
        0,
        0,
        0,
        0,
        0,
        0,
        0,
        0,
        0,
        0,
        0,
        0,
        0,
        0,
        0,
        0,
        0,
        0,
        0,
        0,
        0,
        0,
        0,
        0,
        0,
        0,
        0,
        0,
        0,
        0,
        0,
        0,
        0,
        0,
        0,
        0,
        0,
        0,
        0,
        0,
        0,
        0,
        0,
        0,
        0,
        0,
        0,
        0,
        0,
        0,
        0,
        0,
        0,
        0,
        0,
        0,
        0,
        0,
        0,
        0,
        0,
        0,
        0,
        0,
        0,
        0,
        0,
        0,
        0,
        0,
        0,
        0,
        0,
        0,
        0,
        0,
        0,
        0,
        0,
        0,
        0,
        0,
        0,
        0,
        0,
        0,
        0,
        0,
        0,
        0,
        0,
        0,
        0,
        0,
        0,
        0,
        0,
        0,
        0,
        0,
        0,
        0,
        0,
        0,
        0,
        0,
        0,
        0,
        0,
        0,
        0,
        0,
        0,
        0,
        0,
        0,
        0,
        0,
        0,
        0,
        0,
        0,
        0,
        0,
        0,
        0,
        0,
        0,
        0,
        0,
        0,
        0,
        0,
        0,
        0,
        0,
        0,
        0,
        0,
        0,
        0,
        0,
        0,
        0,
        0,
        0,
        0,
        0,
        0,
        0,
        0,
        0,
        0,
        0,
        0,
        0,
        0,
        0,
        0,
        0,
        0,
        0,
        0,
        0,
        0,
        0,
        0,
        0,
        0,
        0,
        0,
        0,
        0,
        0,
        0,
        0,
        0,
        0,
        0,
        0,
        0,
        0,
        0,
        0,
        0,
        0,
        0,
        0,
        0,
        0,
        0,
        0,
        0,
        0,
        0,
        0,
        0,
        0,
        1,
        0,
        0,
        0,
        0,
        0,
        0,
        1,
        0,
        0,
        0,
        0,
        0,
        0,
        0,
        0,
        0,
        0,
        0,
        0,
        0,
        0,
        0,
        0,
        0,
        0
    ]
};
